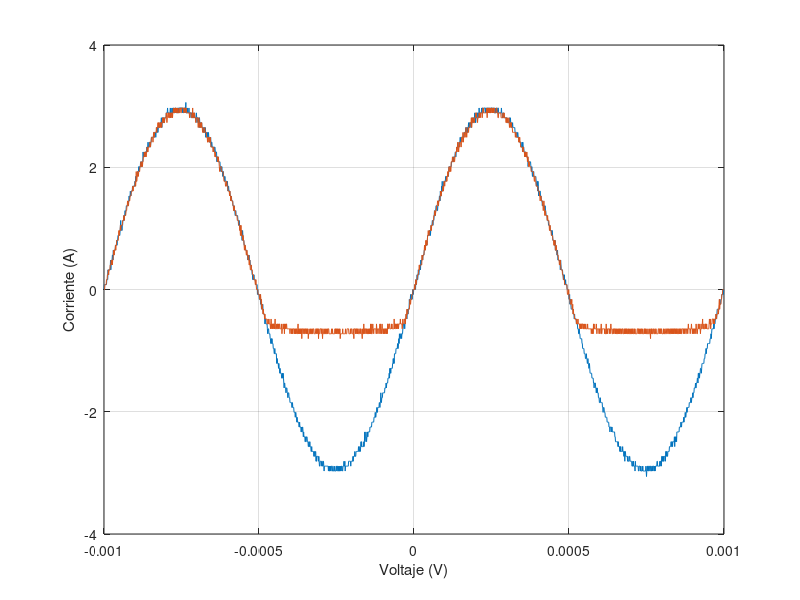

This chart was generated by the following MATLAB code:
t=[-1.00E-03
-9.99E-04
-9.98E-04
-9.97E-04
-9.96E-04
-9.95E-04
-9.94E-04
-9.93E-04
-9.92E-04
-9.91E-04
-9.90E-04
-9.89E-04
-9.88E-04
-9.87E-04
-9.86E-04
-9.85E-04
-9.84E-04
-9.83E-04
-9.82E-04
-9.81E-04
-9.80E-04
-9.79E-04
-9.78E-04
-9.77E-04
-9.76E-04
-9.75E-04
-9.74E-04
-9.73E-04
-9.72E-04
-9.71E-04
-9.70E-04
-9.69E-04
-9.68E-04
-9.67E-04
-9.66E-04
-9.65E-04
-9.64E-04
-9.63E-04
-9.62E-04
-9.61E-04
-9.60E-04
-9.59E-04
-9.58E-04
-9.57E-04
-9.56E-04
-9.55E-04
-9.54E-04
-9.53E-04
-9.52E-04
-9.51E-04
-9.50E-04
-9.49E-04
-9.48E-04
-9.47E-04
-9.46E-04
-9.45E-04
-9.44E-04
-9.43E-04
-9.42E-04
-9.41E-04
-9.40E-04
-9.39E-04
-9.38E-04
-9.37E-04
-9.36E-04
-9.35E-04
-9.34E-04
-9.33E-04
-9.32E-04
-9.31E-04
-9.30E-04
-9.29E-04
-9.28E-04
-9.27E-04
-9.26E-04
-9.25E-04
-9.24E-04
-9.23E-04
-9.22E-04
-9.21E-04
-9.20E-04
-9.19E-04
-9.18E-04
-9.17E-04
-9.16E-04
-9.15E-04
-9.14E-04
-9.13E-04
-9.12E-04
-9.11E-04
-9.10E-04
-9.09E-04
-9.08E-04
-9.07E-04
-9.06E-04
-9.05E-04
-9.04E-04
-9.03E-04
-9.02E-04
-9.01E-04
-9.00E-04
-8.99E-04
-8.98E-04
-8.97E-04
-8.96E-04
-8.95E-04
-8.94E-04
-8.93E-04
-8.92E-04
-8.91E-04
-8.90E-04
-8.89E-04
-8.88E-04
-8.87E-04
-8.86E-04
-8.85E-04
-8.84E-04
-8.83E-04
-8.82E-04
-8.81E-04
-8.80E-04
-8.79E-04
-8.78E-04
-8.77E-04
-8.76E-04
-8.75E-04
-8.74E-04
-8.73E-04
-8.72E-04
-8.71E-04
-8.70E-04
-8.69E-04
-8.68E-04
-8.67E-04
-8.66E-04
-8.65E-04
-8.64E-04
-8.63E-04
-8.62E-04
-8.61E-04
-8.60E-04
-8.59E-04
-8.58E-04
-8.57E-04
-8.56E-04
-8.55E-04
-8.54E-04
-8.53E-04
-8.52E-04
-8.51E-04
-8.50E-04
-8.49E-04
-8.48E-04
-8.47E-04
-8.46E-04
-8.45E-04
-8.44E-04
-8.43E-04
-8.42E-04
-8.41E-04
-8.40E-04
-8.39E-04
-8.38E-04
-8.37E-04
-8.36E-04
-8.35E-04
-8.34E-04
-8.33E-04
-8.32E-04
-8.31E-04
-8.30E-04
-8.29E-04
-8.28E-04
-8.27E-04
-8.26E-04
-8.25E-04
-8.24E-04
-8.23E-04
-8.22E-04
-8.21E-04
-8.20E-04
-8.19E-04
-8.18E-04
-8.17E-04
-8.16E-04
-8.15E-04
-8.14E-04
-8.13E-04
-8.12E-04
-8.11E-04
-8.10E-04
-8.09E-04
-8.08E-04
-8.07E-04
-8.06E-04
-8.05E-04
-8.04E-04
-8.03E-04
-8.02E-04
-8.01E-04
-8.00E-04
-7.99E-04
-7.98E-04
-7.97E-04
-7.96E-04
-7.95E-04
-7.94E-04
-7.93E-04
-7.92E-04
-7.91E-04
-7.90E-04
-7.89E-04
-7.88E-04
-7.87E-04
-7.86E-04
-7.85E-04
-7.84E-04
-7.83E-04
-7.82E-04
-7.81E-04
-7.80E-04
-7.79E-04
-7.78E-04
-7.77E-04
-7.76E-04
-7.75E-04
-7.74E-04
-7.73E-04
-7.72E-04
-7.71E-04
-7.70E-04
-7.69E-04
-7.68E-04
-7.67E-04
-7.66E-04
-7.65E-04
-7.64E-04
-7.63E-04
-7.62E-04
-7.61E-04
-7.60E-04
-7.59E-04
-7.58E-04
-7.57E-04
-7.56E-04
-7.55E-04
-7.54E-04
-7.53E-04
-7.52E-04
-7.51E-04
-7.50E-04
-7.49E-04
-7.48E-04
-7.47E-04
-7.46E-04
-7.45E-04
-7.44E-04
-7.43E-04
-7.42E-04
-7.41E-04
-7.40E-04
-7.39E-04
-7.38E-04
-7.37E-04
-7.36E-04
-7.35E-04
-7.34E-04
-7.33E-04
-7.32E-04
-7.31E-04
-7.30E-04
-7.29E-04
-7.28E-04
-7.27E-04
-7.26E-04
-7.25E-04
-7.24E-04
-7.23E-04
-7.22E-04
-7.21E-04
-7.20E-04
-7.19E-04
-7.18E-04
-7.17E-04
-7.16E-04
-7.15E-04
-7.14E-04
-7.13E-04
-7.12E-04
-7.11E-04
-7.10E-04
-7.09E-04
-7.08E-04
-7.07E-04
-7.06E-04
-7.05E-04
-7.04E-04
-7.03E-04
-7.02E-04
-7.01E-04
-7.00E-04
-6.99E-04
-6.98E-04
-6.97E-04
-6.96E-04
-6.95E-04
-6.94E-04
-6.93E-04
-6.92E-04
-6.91E-04
-6.90E-04
-6.89E-04
-6.88E-04
-6.87E-04
-6.86E-04
-6.85E-04
-6.84E-04
-6.83E-04
-6.82E-04
-6.81E-04
-6.80E-04
-6.79E-04
-6.78E-04
-6.77E-04
-6.76E-04
-6.75E-04
-6.74E-04
-6.73E-04
-6.72E-04
-6.71E-04
-6.70E-04
-6.69E-04
-6.68E-04
-6.67E-04
-6.66E-04
-6.65E-04
-6.64E-04
-6.63E-04
-6.62E-04
-6.61E-04
-6.60E-04
-6.59E-04
-6.58E-04
-6.57E-04
-6.56E-04
-6.55E-04
-6.54E-04
-6.53E-04
-6.52E-04
-6.51E-04
-6.50E-04
-6.49E-04
-6.48E-04
-6.47E-04
-6.46E-04
-6.45E-04
-6.44E-04
-6.43E-04
-6.42E-04
-6.41E-04
-6.40E-04
-6.39E-04
-6.38E-04
-6.37E-04
-6.36E-04
-6.35E-04
-6.34E-04
-6.33E-04
-6.32E-04
-6.31E-04
-6.30E-04
-6.29E-04
-6.28E-04
-6.27E-04
-6.26E-04
-6.25E-04
-6.24E-04
-6.23E-04
-6.22E-04
-6.21E-04
-6.20E-04
-6.19E-04
-6.18E-04
-6.17E-04
-6.16E-04
-6.15E-04
-6.14E-04
-6.13E-04
-6.12E-04
-6.11E-04
-6.10E-04
-6.09E-04
-6.08E-04
-6.07E-04
-6.06E-04
-6.05E-04
-6.04E-04
-6.03E-04
-6.02E-04
-6.01E-04
-6.00E-04
-5.99E-04
-5.98E-04
-5.97E-04
-5.96E-04
-5.95E-04
-5.94E-04
-5.93E-04
-5.92E-04
-5.91E-04
-5.90E-04
-5.89E-04
-5.88E-04
-5.87E-04
-5.86E-04
-5.85E-04
-5.84E-04
-5.83E-04
-5.82E-04
-5.81E-04
-5.80E-04
-5.79E-04
-5.78E-04
-5.77E-04
-5.76E-04
-5.75E-04
-5.74E-04
-5.73E-04
-5.72E-04
-5.71E-04
-5.70E-04
-5.69E-04
-5.68E-04
-5.67E-04
-5.66E-04
-5.65E-04
-5.64E-04
-5.63E-04
-5.62E-04
-5.61E-04
-5.60E-04
-5.59E-04
-5.58E-04
-5.57E-04
-5.56E-04
-5.55E-04
-5.54E-04
-5.53E-04
-5.52E-04
-5.51E-04
-5.50E-04
-5.49E-04
-5.48E-04
-5.47E-04
-5.46E-04
-5.45E-04
-5.44E-04
-5.43E-04
-5.42E-04
-5.41E-04
-5.40E-04
-5.39E-04
-5.38E-04
-5.37E-04
-5.36E-04
-5.35E-04
-5.34E-04
-5.33E-04
-5.32E-04
-5.31E-04
-5.30E-04
-5.29E-04
-5.28E-04
-5.27E-04
-5.26E-04
-5.25E-04
-5.24E-04
-5.23E-04
-5.22E-04
-5.21E-04
-5.20E-04
-5.19E-04
-5.18E-04
-5.17E-04
-5.16E-04
-5.15E-04
-5.14E-04
-5.13E-04
-5.12E-04
-5.11E-04
-5.10E-04
-5.09E-04
-5.08E-04
-5.07E-04
-5.06E-04
-5.05E-04
-5.04E-04
-5.03E-04
-5.02E-04
-5.01E-04
-5.00E-04
-4.99E-04
-4.98E-04
-4.97E-04
-4.96E-04
-4.95E-04
-4.94E-04
-4.93E-04
-4.92E-04
-4.91E-04
-4.90E-04
-4.89E-04
-4.88E-04
-4.87E-04
-4.86E-04
-4.85E-04
-4.84E-04
-4.83E-04
-4.82E-04
-4.81E-04
-4.80E-04
-4.79E-04
-4.78E-04
-4.77E-04
-4.76E-04
-4.75E-04
-4.74E-04
-4.73E-04
-4.72E-04
-4.71E-04
-4.70E-04
-4.69E-04
-4.68E-04
-4.67E-04
-4.66E-04
-4.65E-04
-4.64E-04
-4.63E-04
-4.62E-04
-4.61E-04
-4.60E-04
-4.59E-04
-4.58E-04
-4.57E-04
-4.56E-04
-4.55E-04
-4.54E-04
-4.53E-04
-4.52E-04
-4.51E-04
-4.50E-04
-4.49E-04
-4.48E-04
-4.47E-04
-4.46E-04
-4.45E-04
-4.44E-04
-4.43E-04
-4.42E-04
-4.41E-04
-4.40E-04
-4.39E-04
-4.38E-04
-4.37E-04
-4.36E-04
-4.35E-04
-4.34E-04
-4.33E-04
-4.32E-04
-4.31E-04
-4.30E-04
-4.29E-04
-4.28E-04
-4.27E-04
-4.26E-04
-4.25E-04
-4.24E-04
-4.23E-04
-4.22E-04
-4.21E-04
-4.20E-04
-4.19E-04
-4.18E-04
-4.17E-04
-4.16E-04
-4.15E-04
-4.14E-04
-4.13E-04
-4.12E-04
-4.11E-04
-4.10E-04
-4.09E-04
-4.08E-04
-4.07E-04
-4.06E-04
-4.05E-04
-4.04E-04
-4.03E-04
-4.02E-04
-4.01E-04
-4.00E-04
-3.99E-04
-3.98E-04
-3.97E-04
-3.96E-04
-3.95E-04
-3.94E-04
-3.93E-04
-3.92E-04
-3.91E-04
-3.90E-04
-3.89E-04
-3.88E-04
-3.87E-04
-3.86E-04
-3.85E-04
-3.84E-04
-3.83E-04
-3.82E-04
-3.81E-04
-3.80E-04
-3.79E-04
-3.78E-04
-3.77E-04
-3.76E-04
-3.75E-04
-3.74E-04
-3.73E-04
-3.72E-04
-3.71E-04
-3.70E-04
-3.69E-04
-3.68E-04
-3.67E-04
-3.66E-04
-3.65E-04
-3.64E-04
-3.63E-04
-3.62E-04
-3.61E-04
-3.60E-04
-3.59E-04
-3.58E-04
-3.57E-04
-3.56E-04
-3.55E-04
-3.54E-04
-3.53E-04
-3.52E-04
-3.51E-04
-3.50E-04
-3.49E-04
-3.48E-04
-3.47E-04
-3.46E-04
-3.45E-04
-3.44E-04
-3.43E-04
-3.42E-04
-3.41E-04
-3.40E-04
-3.39E-04
-3.38E-04
-3.37E-04
-3.36E-04
-3.35E-04
-3.34E-04
-3.33E-04
-3.32E-04
-3.31E-04
-3.30E-04
-3.29E-04
-3.28E-04
-3.27E-04
-3.26E-04
-3.25E-04
-3.24E-04
-3.23E-04
-3.22E-04
-3.21E-04
-3.20E-04
-3.19E-04
-3.18E-04
-3.17E-04
-3.16E-04
-3.15E-04
-3.14E-04
-3.13E-04
-3.12E-04
-3.11E-04
-3.10E-04
-3.09E-04
-3.08E-04
-3.07E-04
-3.06E-04
-3.05E-04
-3.04E-04
-3.03E-04
-3.02E-04
-3.01E-04
-3.00E-04
-2.99E-04
-2.98E-04
-2.97E-04
-2.96E-04
-2.95E-04
-2.94E-04
-2.93E-04
-2.92E-04
-2.91E-04
-2.90E-04
-2.89E-04
-2.88E-04
-2.87E-04
-2.86E-04
-2.85E-04
-2.84E-04
-2.83E-04
-2.82E-04
-2.81E-04
-2.80E-04
-2.79E-04
-2.78E-04
-2.77E-04
-2.76E-04
-2.75E-04
-2.74E-04
-2.73E-04
-2.72E-04
-2.71E-04
-2.70E-04
-2.69E-04
-2.68E-04
-2.67E-04
-2.66E-04
-2.65E-04
-2.64E-04
-2.63E-04
-2.62E-04
-2.61E-04
-2.60E-04
-2.59E-04
-2.58E-04
-2.57E-04
-2.56E-04
-2.55E-04
-2.54E-04
-2.53E-04
-2.52E-04
-2.51E-04
-2.50E-04
-2.49E-04
-2.48E-04
-2.47E-04
-2.46E-04
-2.45E-04
-2.44E-04
-2.43E-04
-2.42E-04
-2.41E-04
-2.40E-04
-2.39E-04
-2.38E-04
-2.37E-04
-2.36E-04
-2.35E-04
-2.34E-04
-2.33E-04
-2.32E-04
-2.31E-04
-2.30E-04
-2.29E-04
-2.28E-04
-2.27E-04
-2.26E-04
-2.25E-04
-2.24E-04
-2.23E-04
-2.22E-04
-2.21E-04
-2.20E-04
-2.19E-04
-2.18E-04
-2.17E-04
-2.16E-04
-2.15E-04
-2.14E-04
-2.13E-04
-2.12E-04
-2.11E-04
-2.10E-04
-2.09E-04
-2.08E-04
-2.07E-04
-2.06E-04
-2.05E-04
-2.04E-04
-2.03E-04
-2.02E-04
-2.01E-04
-2.00E-04
-1.99E-04
-1.98E-04
-1.97E-04
-1.96E-04
-1.95E-04
-1.94E-04
-1.93E-04
-1.92E-04
-1.91E-04
-1.90E-04
-1.89E-04
-1.88E-04
-1.87E-04
-1.86E-04
-1.85E-04
-1.84E-04
-1.83E-04
-1.82E-04
-1.81E-04
-1.80E-04
-1.79E-04
-1.78E-04
-1.77E-04
-1.76E-04
-1.75E-04
-1.74E-04
-1.73E-04
-1.72E-04
-1.71E-04
-1.70E-04
-1.69E-04
-1.68E-04
-1.67E-04
-1.66E-04
-1.65E-04
-1.64E-04
-1.63E-04
-1.62E-04
-1.61E-04
-1.60E-04
-1.59E-04
-1.58E-04
-1.57E-04
-1.56E-04
-1.55E-04
-1.54E-04
-1.53E-04
-1.52E-04
-1.51E-04
-1.50E-04
-1.49E-04
-1.48E-04
-1.47E-04
-1.46E-04
-1.45E-04
-1.44E-04
-1.43E-04
-1.42E-04
-1.41E-04
-1.40E-04
-1.39E-04
-1.38E-04
-1.37E-04
-1.36E-04
-1.35E-04
-1.34E-04
-1.33E-04
-1.32E-04
-1.31E-04
-1.30E-04
-1.29E-04
-1.28E-04
-1.27E-04
-1.26E-04
-1.25E-04
-1.24E-04
-1.23E-04
-1.22E-04
-1.21E-04
-1.20E-04
-1.19E-04
-1.18E-04
-1.17E-04
-1.16E-04
-1.15E-04
-1.14E-04
-1.13E-04
-1.12E-04
-1.11E-04
-1.10E-04
-1.09E-04
-1.08E-04
-1.07E-04
-1.06E-04
-1.05E-04
-1.04E-04
-1.03E-04
-1.02E-04
-1.01E-04
-1.00E-04
-9.90E-05
-9.80E-05
-9.70E-05
-9.60E-05
-9.50E-05
-9.40E-05
-9.30E-05
-9.20E-05
-9.10E-05
-9.00E-05
-8.90E-05
-8.80E-05
-8.70E-05
-8.60E-05
-8.50E-05
-8.40E-05
-8.30E-05
-8.20E-05
-8.10E-05
-8.00E-05
-7.90E-05
-7.80E-05
-7.70E-05
-7.60E-05
-7.50E-05
-7.40E-05
-7.30E-05
-7.20E-05
-7.10E-05
-7.00E-05
-6.90E-05
-6.80E-05
-6.70E-05
-6.60E-05
-6.50E-05
-6.40E-05
-6.30E-05
-6.20E-05
-6.10E-05
-6.00E-05
-5.90E-05
-5.80E-05
-5.70E-05
-5.60E-05
-5.50E-05
-5.40E-05
-5.30E-05
-5.20E-05
-5.10E-05
-5.00E-05
-4.90E-05
-4.80E-05
-4.70E-05
-4.60E-05
-4.50E-05
-4.40E-05
-4.30E-05
-4.20E-05
-4.10E-05
-4.00E-05
-3.90E-05
-3.80E-05
-3.70E-05
-3.60E-05
-3.50E-05
-3.40E-05
-3.30E-05
-3.20E-05
-3.10E-05
-3.00E-05
-2.90E-05
-2.80E-05
-2.70E-05
-2.60E-05
-2.50E-05
-2.40E-05
-2.30E-05
-2.20E-05
-2.10E-05
-2.00E-05
-1.90E-05
-1.80E-05
-1.70E-05
-1.60E-05
-1.50E-05
-1.40E-05
-1.30E-05
-1.20E-05
-1.10E-05
-1.00E-05
-9.00E-06
-8.00E-06
-7.00E-06
-6.00E-06
-5.00E-06
-4.00E-06
-3.00E-06
-2.00E-06
-1.00E-06
0.00E+00
1.00E-06
2.00E-06
3.00E-06
4.00E-06
5.00E-06
6.00E-06
7.00E-06
8.00E-06
9.00E-06
1.00E-05
1.10E-05
1.20E-05
1.30E-05
1.40E-05
1.50E-05
1.60E-05
1.70E-05
1.80E-05
1.90E-05
2.00E-05
2.10E-05
2.20E-05
2.30E-05
2.40E-05
2.50E-05
2.60E-05
2.70E-05
2.80E-05
2.90E-05
3.00E-05
3.10E-05
3.20E-05
3.30E-05
3.40E-05
3.50E-05
3.60E-05
3.70E-05
3.80E-05
3.90E-05
4.00E-05
4.10E-05
4.20E-05
4.30E-05
4.40E-05
4.50E-05
4.60E-05
4.70E-05
4.80E-05
4.90E-05
5.00E-05
5.10E-05
5.20E-05
5.30E-05
5.40E-05
5.50E-05
5.60E-05
5.70E-05
5.80E-05
5.90E-05
6.00E-05
6.10E-05
6.20E-05
6.30E-05
6.40E-05
6.50E-05
6.60E-05
6.70E-05
6.80E-05
6.90E-05
7.00E-05
7.10E-05
7.20E-05
7.30E-05
7.40E-05
7.50E-05
7.60E-05
7.70E-05
7.80E-05
7.90E-05
8.00E-05
8.10E-05
8.20E-05
8.30E-05
8.40E-05
8.50E-05
8.60E-05
8.70E-05
8.80E-05
8.90E-05
9.00E-05
9.10E-05
9.20E-05
9.30E-05
9.40E-05
9.50E-05
9.60E-05
9.70E-05
9.80E-05
9.90E-05
1.00E-04
1.01E-04
1.02E-04
1.03E-04
1.04E-04
1.05E-04
1.06E-04
1.07E-04
1.08E-04
1.09E-04
1.10E-04
1.11E-04
1.12E-04
1.13E-04
1.14E-04
1.15E-04
1.16E-04
1.17E-04
1.18E-04
1.19E-04
1.20E-04
1.21E-04
1.22E-04
1.23E-04
1.24E-04
1.25E-04
1.26E-04
1.27E-04
1.28E-04
1.29E-04
1.30E-04
1.31E-04
1.32E-04
1.33E-04
1.34E-04
1.35E-04
1.36E-04
1.37E-04
1.38E-04
1.39E-04
1.40E-04
1.41E-04
1.42E-04
1.43E-04
1.44E-04
1.45E-04
1.46E-04
1.47E-04
1.48E-04
1.49E-04
1.50E-04
1.51E-04
1.52E-04
1.53E-04
1.54E-04
1.55E-04
1.56E-04
1.57E-04
1.58E-04
1.59E-04
1.60E-04
1.61E-04
1.62E-04
1.63E-04
1.64E-04
1.65E-04
1.66E-04
1.67E-04
1.68E-04
1.69E-04
1.70E-04
1.71E-04
1.72E-04
1.73E-04
1.74E-04
1.75E-04
1.76E-04
1.77E-04
1.78E-04
1.79E-04
1.80E-04
1.81E-04
1.82E-04
1.83E-04
1.84E-04
1.85E-04
1.86E-04
1.87E-04
1.88E-04
1.89E-04
1.90E-04
1.91E-04
1.92E-04
1.93E-04
1.94E-04
1.95E-04
1.96E-04
1.97E-04
1.98E-04
1.99E-04
2.00E-04
2.01E-04
2.02E-04
2.03E-04
2.04E-04
2.05E-04
2.06E-04
2.07E-04
2.08E-04
2.09E-04
2.10E-04
2.11E-04
2.12E-04
2.13E-04
2.14E-04
2.15E-04
2.16E-04
2.17E-04
2.18E-04
2.19E-04
2.20E-04
2.21E-04
2.22E-04
2.23E-04
2.24E-04
2.25E-04
2.26E-04
2.27E-04
2.28E-04
2.29E-04
2.30E-04
2.31E-04
2.32E-04
2.33E-04
2.34E-04
2.35E-04
2.36E-04
2.37E-04
2.38E-04
2.39E-04
2.40E-04
2.41E-04
2.42E-04
2.43E-04
2.44E-04
2.45E-04
2.46E-04
2.47E-04
2.48E-04
2.49E-04
2.50E-04
2.51E-04
2.52E-04
2.53E-04
2.54E-04
2.55E-04
2.56E-04
2.57E-04
2.58E-04
2.59E-04
2.60E-04
2.61E-04
2.62E-04
2.63E-04
2.64E-04
2.65E-04
2.66E-04
2.67E-04
2.68E-04
2.69E-04
2.70E-04
2.71E-04
2.72E-04
2.73E-04
2.74E-04
2.75E-04
2.76E-04
2.77E-04
2.78E-04
2.79E-04
2.80E-04
2.81E-04
2.82E-04
2.83E-04
2.84E-04
2.85E-04
2.86E-04
2.87E-04
2.88E-04
2.89E-04
2.90E-04
2.91E-04
2.92E-04
2.93E-04
2.94E-04
2.95E-04
2.96E-04
2.97E-04
2.98E-04
2.99E-04
3.00E-04
3.01E-04
3.02E-04
3.03E-04
3.04E-04
3.05E-04
3.06E-04
3.07E-04
3.08E-04
3.09E-04
3.10E-04
3.11E-04
3.12E-04
3.13E-04
3.14E-04
3.15E-04
3.16E-04
3.17E-04
3.18E-04
3.19E-04
3.20E-04
3.21E-04
3.22E-04
3.23E-04
3.24E-04
3.25E-04
3.26E-04
3.27E-04
3.28E-04
3.29E-04
3.30E-04
3.31E-04
3.32E-04
3.33E-04
3.34E-04
3.35E-04
3.36E-04
3.37E-04
3.38E-04
3.39E-04
3.40E-04
3.41E-04
3.42E-04
3.43E-04
3.44E-04
3.45E-04
3.46E-04
3.47E-04
3.48E-04
3.49E-04
3.50E-04
3.51E-04
3.52E-04
3.53E-04
3.54E-04
3.55E-04
3.56E-04
3.57E-04
3.58E-04
3.59E-04
3.60E-04
3.61E-04
3.62E-04
3.63E-04
3.64E-04
3.65E-04
3.66E-04
3.67E-04
3.68E-04
3.69E-04
3.70E-04
3.71E-04
3.72E-04
3.73E-04
3.74E-04
3.75E-04
3.76E-04
3.77E-04
3.78E-04
3.79E-04
3.80E-04
3.81E-04
3.82E-04
3.83E-04
3.84E-04
3.85E-04
3.86E-04
3.87E-04
3.88E-04
3.89E-04
3.90E-04
3.91E-04
3.92E-04
3.93E-04
3.94E-04
3.95E-04
3.96E-04
3.97E-04
3.98E-04
3.99E-04
4.00E-04
4.01E-04
4.02E-04
4.03E-04
4.04E-04
4.05E-04
4.06E-04
4.07E-04
4.08E-04
4.09E-04
4.10E-04
4.11E-04
4.12E-04
4.13E-04
4.14E-04
4.15E-04
4.16E-04
4.17E-04
4.18E-04
4.19E-04
4.20E-04
4.21E-04
4.22E-04
4.23E-04
4.24E-04
4.25E-04
4.26E-04
4.27E-04
4.28E-04
4.29E-04
4.30E-04
4.31E-04
4.32E-04
4.33E-04
4.34E-04
4.35E-04
4.36E-04
4.37E-04
4.38E-04
4.39E-04
4.40E-04
4.41E-04
4.42E-04
4.43E-04
4.44E-04
4.45E-04
4.46E-04
4.47E-04
4.48E-04
4.49E-04
4.50E-04
4.51E-04
4.52E-04
4.53E-04
4.54E-04
4.55E-04
4.56E-04
4.57E-04
4.58E-04
4.59E-04
4.60E-04
4.61E-04
4.62E-04
4.63E-04
4.64E-04
4.65E-04
4.66E-04
4.67E-04
4.68E-04
4.69E-04
4.70E-04
4.71E-04
4.72E-04
4.73E-04
4.74E-04
4.75E-04
4.76E-04
4.77E-04
4.78E-04
4.79E-04
4.80E-04
4.81E-04
4.82E-04
4.83E-04
4.84E-04
4.85E-04
4.86E-04
4.87E-04
4.88E-04
4.89E-04
4.90E-04
4.91E-04
4.92E-04
4.93E-04
4.94E-04
4.95E-04
4.96E-04
4.97E-04
4.98E-04
4.99E-04
5.00E-04
5.01E-04
5.02E-04
5.03E-04
5.04E-04
5.05E-04
5.06E-04
5.07E-04
5.08E-04
5.09E-04
5.10E-04
5.11E-04
5.12E-04
5.13E-04
5.14E-04
5.15E-04
5.16E-04
5.17E-04
5.18E-04
5.19E-04
5.20E-04
5.21E-04
5.22E-04
5.23E-04
5.24E-04
5.25E-04
5.26E-04
5.27E-04
5.28E-04
5.29E-04
5.30E-04
5.31E-04
5.32E-04
5.33E-04
5.34E-04
5.35E-04
5.36E-04
5.37E-04
5.38E-04
5.39E-04
5.40E-04
5.41E-04
5.42E-04
5.43E-04
5.44E-04
5.45E-04
5.46E-04
5.47E-04
5.48E-04
5.49E-04
5.50E-04
5.51E-04
5.52E-04
5.53E-04
5.54E-04
5.55E-04
5.56E-04
5.57E-04
5.58E-04
5.59E-04
5.60E-04
5.61E-04
5.62E-04
5.63E-04
5.64E-04
5.65E-04
5.66E-04
5.67E-04
5.68E-04
5.69E-04
5.70E-04
5.71E-04
5.72E-04
5.73E-04
5.74E-04
5.75E-04
5.76E-04
5.77E-04
5.78E-04
5.79E-04
5.80E-04
5.81E-04
5.82E-04
5.83E-04
5.84E-04
5.85E-04
5.86E-04
5.87E-04
5.88E-04
5.89E-04
5.90E-04
5.91E-04
5.92E-04
5.93E-04
5.94E-04
5.95E-04
5.96E-04
5.97E-04
5.98E-04
5.99E-04
6.00E-04
6.01E-04
6.02E-04
6.03E-04
6.04E-04
6.05E-04
6.06E-04
6.07E-04
6.08E-04
6.09E-04
6.10E-04
6.11E-04
6.12E-04
6.13E-04
6.14E-04
6.15E-04
6.16E-04
6.17E-04
6.18E-04
6.19E-04
6.20E-04
6.21E-04
6.22E-04
6.23E-04
6.24E-04
6.25E-04
6.26E-04
6.27E-04
6.28E-04
6.29E-04
6.30E-04
6.31E-04
6.32E-04
6.33E-04
6.34E-04
6.35E-04
6.36E-04
6.37E-04
6.38E-04
6.39E-04
6.40E-04
6.41E-04
6.42E-04
6.43E-04
6.44E-04
6.45E-04
6.46E-04
6.47E-04
6.48E-04
6.49E-04
6.50E-04
6.51E-04
6.52E-04
6.53E-04
6.54E-04
6.55E-04
6.56E-04
6.57E-04
6.58E-04
6.59E-04
6.60E-04
6.61E-04
6.62E-04
6.63E-04
6.64E-04
6.65E-04
6.66E-04
6.67E-04
6.68E-04
6.69E-04
6.70E-04
6.71E-04
6.72E-04
6.73E-04
6.74E-04
6.75E-04
6.76E-04
6.77E-04
6.78E-04
6.79E-04
6.80E-04
6.81E-04
6.82E-04
6.83E-04
6.84E-04
6.85E-04
6.86E-04
6.87E-04
6.88E-04
6.89E-04
6.90E-04
6.91E-04
6.92E-04
6.93E-04
6.94E-04
6.95E-04
6.96E-04
6.97E-04
6.98E-04
6.99E-04
7.00E-04
7.01E-04
7.02E-04
7.03E-04
7.04E-04
7.05E-04
7.06E-04
7.07E-04
7.08E-04
7.09E-04
7.10E-04
7.11E-04
7.12E-04
7.13E-04
7.14E-04
7.15E-04
7.16E-04
7.17E-04
7.18E-04
7.19E-04
7.20E-04
7.21E-04
7.22E-04
7.23E-04
7.24E-04
7.25E-04
7.26E-04
7.27E-04
7.28E-04
7.29E-04
7.30E-04
7.31E-04
7.32E-04
7.33E-04
7.34E-04
7.35E-04
7.36E-04
7.37E-04
7.38E-04
7.39E-04
7.40E-04
7.41E-04
7.42E-04
7.43E-04
7.44E-04
7.45E-04
7.46E-04
7.47E-04
7.48E-04
7.49E-04
7.50E-04
7.51E-04
7.52E-04
7.53E-04
7.54E-04
7.55E-04
7.56E-04
7.57E-04
7.58E-04
7.59E-04
7.60E-04
7.61E-04
7.62E-04
7.63E-04
7.64E-04
7.65E-04
7.66E-04
7.67E-04
7.68E-04
7.69E-04
7.70E-04
7.71E-04
7.72E-04
7.73E-04
7.74E-04
7.75E-04
7.76E-04
7.77E-04
7.78E-04
7.79E-04
7.80E-04
7.81E-04
7.82E-04
7.83E-04
7.84E-04
7.85E-04
7.86E-04
7.87E-04
7.88E-04
7.89E-04
7.90E-04
7.91E-04
7.92E-04
7.93E-04
7.94E-04
7.95E-04
7.96E-04
7.97E-04
7.98E-04
7.99E-04
8.00E-04
8.01E-04
8.02E-04
8.03E-04
8.04E-04
8.05E-04
8.06E-04
8.07E-04
8.08E-04
8.09E-04
8.10E-04
8.11E-04
8.12E-04
8.13E-04
8.14E-04
8.15E-04
8.16E-04
8.17E-04
8.18E-04
8.19E-04
8.20E-04
8.21E-04
8.22E-04
8.23E-04
8.24E-04
8.25E-04
8.26E-04
8.27E-04
8.28E-04
8.29E-04
8.30E-04
8.31E-04
8.32E-04
8.33E-04
8.34E-04
8.35E-04
8.36E-04
8.37E-04
8.38E-04
8.39E-04
8.40E-04
8.41E-04
8.42E-04
8.43E-04
8.44E-04
8.45E-04
8.46E-04
8.47E-04
8.48E-04
8.49E-04
8.50E-04
8.51E-04
8.52E-04
8.53E-04
8.54E-04
8.55E-04
8.56E-04
8.57E-04
8.58E-04
8.59E-04
8.60E-04
8.61E-04
8.62E-04
8.63E-04
8.64E-04
8.65E-04
8.66E-04
8.67E-04
8.68E-04
8.69E-04
8.70E-04
8.71E-04
8.72E-04
8.73E-04
8.74E-04
8.75E-04
8.76E-04
8.77E-04
8.78E-04
8.79E-04
8.80E-04
8.81E-04
8.82E-04
8.83E-04
8.84E-04
8.85E-04
8.86E-04
8.87E-04
8.88E-04
8.89E-04
8.90E-04
8.91E-04
8.92E-04
8.93E-04
8.94E-04
8.95E-04
8.96E-04
8.97E-04
8.98E-04
8.99E-04
9.00E-04
9.01E-04
9.02E-04
9.03E-04
9.04E-04
9.05E-04
9.06E-04
9.07E-04
9.08E-04
9.09E-04
9.10E-04
9.11E-04
9.12E-04
9.13E-04
9.14E-04
9.15E-04
9.16E-04
9.17E-04
9.18E-04
9.19E-04
9.20E-04
9.21E-04
9.22E-04
9.23E-04
9.24E-04
9.25E-04
9.26E-04
9.27E-04
9.28E-04
9.29E-04
9.30E-04
9.31E-04
9.32E-04
9.33E-04
9.34E-04
9.35E-04
9.36E-04
9.37E-04
9.38E-04
9.39E-04
9.40E-04
9.41E-04
9.42E-04
9.43E-04
9.44E-04
9.45E-04
9.46E-04
9.47E-04
9.48E-04
9.49E-04
9.50E-04
9.51E-04
9.52E-04
9.53E-04
9.54E-04
9.55E-04
9.56E-04
9.57E-04
9.58E-04
9.59E-04
9.60E-04
9.61E-04
9.62E-04
9.63E-04
9.64E-04
9.65E-04
9.66E-04
9.67E-04
9.68E-04
9.69E-04
9.70E-04
9.71E-04
9.72E-04
9.73E-04
9.74E-04
9.75E-04
9.76E-04
9.77E-04
9.78E-04
9.79E-04
9.80E-04
9.81E-04
9.82E-04
9.83E-04
9.84E-04
9.85E-04
9.86E-04
9.87E-04
9.88E-04
9.89E-04
9.90E-04
9.91E-04
9.92E-04
9.93E-04
9.94E-04
9.95E-04
9.96E-04
9.97E-04
9.98E-04
9.99E-04];
x=[0.00E+00
8.04E-02
8.04E-02
8.04E-02
8.04E-02
8.04E-02
8.04E-02
8.04E-02
8.04E-02
1.61E-01
1.61E-01
1.61E-01
1.61E-01
3.22E-01
2.41E-01
3.22E-01
3.22E-01
3.22E-01
3.22E-01
3.22E-01
3.22E-01
4.82E-01
3.22E-01
4.02E-01
4.82E-01
4.02E-01
4.82E-01
5.63E-01
5.63E-01
4.82E-01
6.43E-01
5.63E-01
5.63E-01
6.43E-01
6.43E-01
6.43E-01
6.43E-01
7.24E-01
7.24E-01
7.24E-01
7.24E-01
8.04E-01
7.24E-01
8.04E-01
8.04E-01
8.84E-01
8.84E-01
8.84E-01
8.84E-01
8.84E-01
8.84E-01
8.84E-01
9.65E-01
1.05E+00
1.13E+00
9.65E-01
1.05E+00
1.05E+00
9.65E-01
1.05E+00
1.05E+00
1.13E+00
1.13E+00
1.13E+00
1.21E+00
1.13E+00
1.21E+00
1.21E+00
1.29E+00
1.21E+00
1.29E+00
1.29E+00
1.37E+00
1.37E+00
1.37E+00
1.37E+00
1.37E+00
1.37E+00
1.37E+00
1.45E+00
1.45E+00
1.53E+00
1.45E+00
1.53E+00
1.53E+00
1.61E+00
1.53E+00
1.53E+00
1.61E+00
1.61E+00
1.61E+00
1.61E+00
1.69E+00
1.69E+00
1.69E+00
1.69E+00
1.69E+00
1.69E+00
1.69E+00
1.69E+00
1.77E+00
1.69E+00
1.85E+00
1.85E+00
1.77E+00
1.85E+00
1.85E+00
1.85E+00
1.93E+00
1.93E+00
1.93E+00
1.93E+00
2.01E+00
2.01E+00
1.93E+00
2.01E+00
2.01E+00
2.01E+00
2.09E+00
2.01E+00
2.01E+00
2.09E+00
2.01E+00
2.09E+00
2.09E+00
2.09E+00
2.25E+00
2.17E+00
2.17E+00
2.25E+00
2.17E+00
2.17E+00
2.25E+00
2.25E+00
2.25E+00
2.25E+00
2.25E+00
2.25E+00
2.33E+00
2.33E+00
2.25E+00
2.33E+00
2.41E+00
2.33E+00
2.33E+00
2.33E+00
2.41E+00
2.41E+00
2.33E+00
2.41E+00
2.33E+00
2.41E+00
2.41E+00
2.49E+00
2.49E+00
2.49E+00
2.49E+00
2.49E+00
2.49E+00
2.49E+00
2.49E+00
2.57E+00
2.57E+00
2.49E+00
2.57E+00
2.57E+00
2.57E+00
2.49E+00
2.57E+00
2.57E+00
2.65E+00
2.65E+00
2.57E+00
2.65E+00
2.57E+00
2.65E+00
2.65E+00
2.65E+00
2.65E+00
2.65E+00
2.65E+00
2.73E+00
2.73E+00
2.73E+00
2.73E+00
2.81E+00
2.65E+00
2.65E+00
2.81E+00
2.81E+00
2.81E+00
2.73E+00
2.81E+00
2.73E+00
2.73E+00
2.73E+00
2.81E+00
2.81E+00
2.81E+00
2.81E+00
2.81E+00
2.89E+00
2.89E+00
2.89E+00
2.89E+00
2.97E+00
2.89E+00
2.89E+00
2.89E+00
2.89E+00
2.89E+00
2.89E+00
2.89E+00
2.89E+00
2.97E+00
2.81E+00
2.89E+00
2.89E+00
2.89E+00
2.97E+00
2.89E+00
2.89E+00
2.97E+00
2.89E+00
2.97E+00
2.97E+00
2.89E+00
2.89E+00
2.89E+00
2.97E+00
2.97E+00
2.97E+00
2.89E+00
2.97E+00
2.89E+00
2.89E+00
2.89E+00
2.89E+00
2.97E+00
2.97E+00
2.97E+00
2.89E+00
2.97E+00
2.97E+00
2.97E+00
2.97E+00
2.97E+00
2.97E+00
2.97E+00
2.97E+00
2.97E+00
2.97E+00
2.97E+00
2.89E+00
2.97E+00
2.97E+00
2.89E+00
2.89E+00
2.97E+00
2.97E+00
2.97E+00
2.97E+00
2.89E+00
2.97E+00
3.06E+00
2.89E+00
2.89E+00
2.89E+00
2.89E+00
2.97E+00
2.89E+00
2.89E+00
2.89E+00
2.89E+00
2.97E+00
2.89E+00
2.89E+00
2.89E+00
2.89E+00
2.89E+00
2.89E+00
2.81E+00
2.89E+00
2.89E+00
2.89E+00
2.89E+00
2.81E+00
2.81E+00
2.89E+00
2.81E+00
2.81E+00
2.81E+00
2.89E+00
2.81E+00
2.81E+00
2.81E+00
2.81E+00
2.81E+00
2.89E+00
2.81E+00
2.73E+00
2.81E+00
2.81E+00
2.81E+00
2.73E+00
2.73E+00
2.81E+00
2.65E+00
2.81E+00
2.73E+00
2.65E+00
2.73E+00
2.73E+00
2.73E+00
2.73E+00
2.73E+00
2.65E+00
2.65E+00
2.65E+00
2.65E+00
2.65E+00
2.57E+00
2.65E+00
2.65E+00
2.65E+00
2.57E+00
2.57E+00
2.65E+00
2.49E+00
2.57E+00
2.57E+00
2.57E+00
2.49E+00
2.49E+00
2.57E+00
2.49E+00
2.49E+00
2.57E+00
2.49E+00
2.49E+00
2.41E+00
2.41E+00
2.41E+00
2.41E+00
2.49E+00
2.41E+00
2.33E+00
2.41E+00
2.41E+00
2.33E+00
2.33E+00
2.33E+00
2.33E+00
2.33E+00
2.33E+00
2.25E+00
2.33E+00
2.33E+00
2.33E+00
2.25E+00
2.25E+00
2.25E+00
2.25E+00
2.25E+00
2.09E+00
2.17E+00
2.17E+00
2.09E+00
2.17E+00
2.09E+00
2.09E+00
2.09E+00
2.09E+00
2.09E+00
2.09E+00
2.01E+00
2.01E+00
1.93E+00
2.01E+00
1.93E+00
2.01E+00
1.93E+00
1.93E+00
1.85E+00
1.93E+00
1.93E+00
1.85E+00
1.85E+00
1.85E+00
1.77E+00
1.85E+00
1.77E+00
1.77E+00
1.77E+00
1.77E+00
1.77E+00
1.77E+00
1.69E+00
1.77E+00
1.69E+00
1.61E+00
1.69E+00
1.69E+00
1.61E+00
1.61E+00
1.61E+00
1.61E+00
1.53E+00
1.53E+00
1.53E+00
1.45E+00
1.53E+00
1.45E+00
1.45E+00
1.45E+00
1.45E+00
1.37E+00
1.37E+00
1.37E+00
1.29E+00
1.37E+00
1.29E+00
1.29E+00
1.21E+00
1.21E+00
1.29E+00
1.21E+00
1.21E+00
1.21E+00
1.21E+00
1.21E+00
1.21E+00
1.13E+00
1.13E+00
1.05E+00
1.05E+00
1.13E+00
1.05E+00
1.05E+00
1.05E+00
9.65E-01
9.65E-01
9.65E-01
8.84E-01
9.65E-01
8.04E-01
8.04E-01
9.65E-01
8.84E-01
8.04E-01
8.04E-01
8.04E-01
7.24E-01
7.24E-01
7.24E-01
7.24E-01
6.43E-01
6.43E-01
6.43E-01
6.43E-01
6.43E-01
5.63E-01
5.63E-01
5.63E-01
4.82E-01
5.63E-01
4.82E-01
4.82E-01
5.63E-01
4.82E-01
4.82E-01
4.82E-01
4.02E-01
4.02E-01
4.02E-01
3.22E-01
3.22E-01
3.22E-01
2.41E-01
2.41E-01
1.61E-01
2.41E-01
1.61E-01
2.41E-01
2.41E-01
1.61E-01
1.61E-01
1.61E-01
1.61E-01
8.04E-02
8.04E-02
8.04E-02
8.04E-02
8.04E-02
8.04E-02
-8.04E-02
0.00E+00
-8.04E-02
-8.04E-02
-8.04E-02
-8.04E-02
-1.61E-01
-1.61E-01
-1.61E-01
-8.04E-02
-2.41E-01
-1.61E-01
-2.41E-01
-3.22E-01
-2.41E-01
-3.22E-01
-3.22E-01
-2.41E-01
-3.22E-01
-4.02E-01
-4.02E-01
-4.02E-01
-4.02E-01
-4.02E-01
-5.63E-01
-4.82E-01
-4.82E-01
-5.63E-01
-5.63E-01
-5.63E-01
-5.63E-01
-5.63E-01
-6.43E-01
-7.24E-01
-6.43E-01
-6.43E-01
-6.43E-01
-7.24E-01
-7.24E-01
-7.24E-01
-7.24E-01
-8.04E-01
-8.04E-01
-8.84E-01
-8.04E-01
-8.04E-01
-8.84E-01
-8.04E-01
-8.84E-01
-8.84E-01
-8.84E-01
-9.65E-01
-9.65E-01
-9.65E-01
-1.05E+00
-1.05E+00
-9.65E-01
-1.05E+00
-1.05E+00
-1.05E+00
-1.05E+00
-1.05E+00
-1.21E+00
-1.13E+00
-1.13E+00
-1.21E+00
-1.21E+00
-1.21E+00
-1.29E+00
-1.21E+00
-1.29E+00
-1.29E+00
-1.37E+00
-1.29E+00
-1.37E+00
-1.37E+00
-1.37E+00
-1.37E+00
-1.45E+00
-1.45E+00
-1.45E+00
-1.37E+00
-1.45E+00
-1.37E+00
-1.45E+00
-1.53E+00
-1.61E+00
-1.53E+00
-1.53E+00
-1.61E+00
-1.61E+00
-1.61E+00
-1.69E+00
-1.61E+00
-1.61E+00
-1.61E+00
-1.69E+00
-1.69E+00
-1.77E+00
-1.69E+00
-1.69E+00
-1.69E+00
-1.77E+00
-1.77E+00
-1.77E+00
-1.85E+00
-1.85E+00
-1.85E+00
-1.85E+00
-1.85E+00
-1.85E+00
-1.93E+00
-1.93E+00
-1.85E+00
-1.93E+00
-1.93E+00
-1.93E+00
-1.93E+00
-2.01E+00
-2.01E+00
-2.01E+00
-2.01E+00
-2.09E+00
-2.01E+00
-2.01E+00
-2.09E+00
-2.09E+00
-2.17E+00
-2.09E+00
-2.17E+00
-2.17E+00
-2.17E+00
-2.17E+00
-2.17E+00
-2.25E+00
-2.25E+00
-2.17E+00
-2.25E+00
-2.25E+00
-2.25E+00
-2.25E+00
-2.33E+00
-2.25E+00
-2.33E+00
-2.33E+00
-2.25E+00
-2.25E+00
-2.33E+00
-2.41E+00
-2.33E+00
-2.41E+00
-2.41E+00
-2.41E+00
-2.41E+00
-2.49E+00
-2.41E+00
-2.49E+00
-2.49E+00
-2.41E+00
-2.41E+00
-2.41E+00
-2.49E+00
-2.49E+00
-2.49E+00
-2.57E+00
-2.57E+00
-2.49E+00
-2.57E+00
-2.57E+00
-2.49E+00
-2.57E+00
-2.57E+00
-2.57E+00
-2.65E+00
-2.65E+00
-2.57E+00
-2.65E+00
-2.65E+00
-2.65E+00
-2.65E+00
-2.65E+00
-2.65E+00
-2.73E+00
-2.65E+00
-2.65E+00
-2.73E+00
-2.73E+00
-2.65E+00
-2.65E+00
-2.81E+00
-2.73E+00
-2.81E+00
-2.73E+00
-2.73E+00
-2.73E+00
-2.73E+00
-2.73E+00
-2.81E+00
-2.73E+00
-2.81E+00
-2.89E+00
-2.89E+00
-2.81E+00
-2.81E+00
-2.81E+00
-2.81E+00
-2.89E+00
-2.81E+00
-2.81E+00
-2.81E+00
-2.89E+00
-2.89E+00
-2.81E+00
-2.81E+00
-2.89E+00
-2.97E+00
-2.89E+00
-2.89E+00
-2.89E+00
-2.89E+00
-2.89E+00
-2.89E+00
-2.89E+00
-2.89E+00
-2.89E+00
-2.89E+00
-2.89E+00
-2.89E+00
-2.89E+00
-2.97E+00
-2.89E+00
-2.97E+00
-2.97E+00
-2.89E+00
-2.97E+00
-2.89E+00
-2.97E+00
-2.89E+00
-2.89E+00
-2.89E+00
-2.97E+00
-2.97E+00
-2.97E+00
-2.89E+00
-2.89E+00
-2.97E+00
-2.97E+00
-2.97E+00
-2.97E+00
-2.89E+00
-2.97E+00
-2.97E+00
-2.97E+00
-2.97E+00
-2.89E+00
-2.89E+00
-2.97E+00
-2.89E+00
-2.89E+00
-2.97E+00
-2.97E+00
-2.97E+00
-2.89E+00
-2.97E+00
-2.89E+00
-2.97E+00
-2.97E+00
-2.89E+00
-2.97E+00
-2.89E+00
-2.97E+00
-2.89E+00
-2.89E+00
-2.89E+00
-2.97E+00
-2.97E+00
-2.89E+00
-2.89E+00
-2.89E+00
-2.81E+00
-2.89E+00
-2.89E+00
-2.81E+00
-2.97E+00
-2.89E+00
-2.89E+00
-2.89E+00
-2.89E+00
-2.89E+00
-2.89E+00
-2.89E+00
-2.89E+00
-2.89E+00
-2.89E+00
-2.81E+00
-2.81E+00
-2.81E+00
-2.81E+00
-2.81E+00
-2.81E+00
-2.81E+00
-2.89E+00
-2.81E+00
-2.81E+00
-2.81E+00
-2.81E+00
-2.81E+00
-2.81E+00
-2.73E+00
-2.81E+00
-2.73E+00
-2.73E+00
-2.73E+00
-2.73E+00
-2.65E+00
-2.73E+00
-2.73E+00
-2.73E+00
-2.65E+00
-2.65E+00
-2.65E+00
-2.65E+00
-2.65E+00
-2.65E+00
-2.65E+00
-2.65E+00
-2.57E+00
-2.65E+00
-2.65E+00
-2.65E+00
-2.57E+00
-2.57E+00
-2.65E+00
-2.57E+00
-2.49E+00
-2.57E+00
-2.49E+00
-2.57E+00
-2.57E+00
-2.57E+00
-2.57E+00
-2.57E+00
-2.57E+00
-2.49E+00
-2.57E+00
-2.49E+00
-2.33E+00
-2.49E+00
-2.41E+00
-2.41E+00
-2.33E+00
-2.41E+00
-2.49E+00
-2.41E+00
-2.41E+00
-2.33E+00
-2.41E+00
-2.33E+00
-2.33E+00
-2.33E+00
-2.33E+00
-2.33E+00
-2.33E+00
-2.25E+00
-2.25E+00
-2.25E+00
-2.25E+00
-2.25E+00
-2.25E+00
-2.17E+00
-2.17E+00
-2.17E+00
-2.17E+00
-2.17E+00
-2.17E+00
-2.17E+00
-2.09E+00
-2.09E+00
-2.09E+00
-2.09E+00
-2.01E+00
-2.09E+00
-2.09E+00
-2.01E+00
-2.01E+00
-1.93E+00
-2.01E+00
-2.01E+00
-1.93E+00
-1.93E+00
-1.93E+00
-1.93E+00
-1.93E+00
-1.85E+00
-1.85E+00
-1.93E+00
-1.85E+00
-1.85E+00
-1.69E+00
-1.85E+00
-1.85E+00
-1.77E+00
-1.77E+00
-1.77E+00
-1.69E+00
-1.69E+00
-1.69E+00
-1.69E+00
-1.69E+00
-1.69E+00
-1.69E+00
-1.61E+00
-1.61E+00
-1.61E+00
-1.61E+00
-1.53E+00
-1.61E+00
-1.53E+00
-1.53E+00
-1.53E+00
-1.53E+00
-1.45E+00
-1.45E+00
-1.45E+00
-1.45E+00
-1.37E+00
-1.45E+00
-1.29E+00
-1.37E+00
-1.29E+00
-1.37E+00
-1.29E+00
-1.29E+00
-1.29E+00
-1.29E+00
-1.29E+00
-1.21E+00
-1.21E+00
-1.13E+00
-1.21E+00
-1.13E+00
-1.21E+00
-1.05E+00
-1.05E+00
-1.05E+00
-1.05E+00
-1.05E+00
-9.65E-01
-9.65E-01
-9.65E-01
-9.65E-01
-9.65E-01
-8.84E-01
-9.65E-01
-9.65E-01
-8.84E-01
-8.04E-01
-8.84E-01
-7.24E-01
-8.04E-01
-8.04E-01
-8.04E-01
-7.24E-01
-7.24E-01
-7.24E-01
-8.04E-01
-7.24E-01
-7.24E-01
-7.24E-01
-6.43E-01
-6.43E-01
-5.63E-01
-5.63E-01
-5.63E-01
-5.63E-01
-6.43E-01
-5.63E-01
-4.82E-01
-4.82E-01
-4.82E-01
-4.02E-01
-4.02E-01
-4.82E-01
-4.02E-01
-3.22E-01
-4.02E-01
-4.02E-01
-3.22E-01
-3.22E-01
-3.22E-01
-1.61E-01
-2.41E-01
-1.61E-01
-1.61E-01
-8.04E-02
-1.61E-01
-1.61E-01
-1.61E-01
-8.04E-02
-1.61E-01
-8.04E-02
0.00E+00
-8.04E-02
-8.04E-02
0.00E+00
0.00E+00
0.00E+00
0.00E+00
8.04E-02
8.04E-02
0.00E+00
1.61E-01
1.61E-01
8.04E-02
1.61E-01
2.41E-01
1.61E-01
1.61E-01
2.41E-01
3.22E-01
2.41E-01
2.41E-01
3.22E-01
3.22E-01
3.22E-01
4.02E-01
3.22E-01
4.82E-01
4.02E-01
4.82E-01
4.82E-01
4.82E-01
5.63E-01
4.82E-01
5.63E-01
5.63E-01
5.63E-01
5.63E-01
6.43E-01
6.43E-01
6.43E-01
7.24E-01
7.24E-01
7.24E-01
7.24E-01
7.24E-01
7.24E-01
7.24E-01
8.04E-01
8.84E-01
8.84E-01
8.84E-01
8.84E-01
8.84E-01
9.65E-01
9.65E-01
8.84E-01
9.65E-01
8.84E-01
9.65E-01
1.05E+00
1.05E+00
1.05E+00
1.05E+00
1.13E+00
1.13E+00
1.05E+00
1.13E+00
1.13E+00
1.13E+00
1.21E+00
1.29E+00
1.21E+00
1.21E+00
1.21E+00
1.29E+00
1.37E+00
1.37E+00
1.37E+00
1.37E+00
1.29E+00
1.29E+00
1.37E+00
1.37E+00
1.45E+00
1.45E+00
1.45E+00
1.53E+00
1.53E+00
1.45E+00
1.61E+00
1.53E+00
1.53E+00
1.53E+00
1.69E+00
1.61E+00
1.77E+00
1.61E+00
1.61E+00
1.61E+00
1.69E+00
1.77E+00
1.77E+00
1.77E+00
1.77E+00
1.77E+00
1.77E+00
1.85E+00
1.85E+00
1.77E+00
1.85E+00
1.85E+00
1.85E+00
1.85E+00
1.85E+00
1.85E+00
1.85E+00
1.93E+00
2.01E+00
2.01E+00
2.01E+00
2.01E+00
2.01E+00
2.01E+00
2.01E+00
2.01E+00
2.09E+00
2.09E+00
2.09E+00
2.09E+00
2.09E+00
2.17E+00
2.09E+00
2.17E+00
2.17E+00
2.17E+00
2.17E+00
2.17E+00
2.25E+00
2.25E+00
2.17E+00
2.25E+00
2.25E+00
2.33E+00
2.33E+00
2.33E+00
2.33E+00
2.33E+00
2.33E+00
2.33E+00
2.41E+00
2.41E+00
2.33E+00
2.41E+00
2.49E+00
2.41E+00
2.49E+00
2.49E+00
2.49E+00
2.49E+00
2.49E+00
2.49E+00
2.49E+00
2.49E+00
2.49E+00
2.49E+00
2.57E+00
2.57E+00
2.57E+00
2.57E+00
2.57E+00
2.57E+00
2.65E+00
2.57E+00
2.57E+00
2.65E+00
2.57E+00
2.65E+00
2.57E+00
2.65E+00
2.65E+00
2.73E+00
2.65E+00
2.65E+00
2.73E+00
2.65E+00
2.65E+00
2.73E+00
2.73E+00
2.73E+00
2.65E+00
2.73E+00
2.81E+00
2.73E+00
2.73E+00
2.73E+00
2.73E+00
2.81E+00
2.81E+00
2.81E+00
2.81E+00
2.89E+00
2.73E+00
2.81E+00
2.73E+00
2.81E+00
2.89E+00
2.81E+00
2.81E+00
2.89E+00
2.89E+00
2.81E+00
2.81E+00
2.89E+00
2.81E+00
2.97E+00
2.89E+00
2.89E+00
2.89E+00
2.89E+00
2.89E+00
2.89E+00
2.89E+00
2.97E+00
2.89E+00
2.97E+00
2.97E+00
2.97E+00
2.89E+00
2.89E+00
2.89E+00
2.97E+00
2.97E+00
2.97E+00
2.97E+00
2.97E+00
2.89E+00
2.97E+00
2.97E+00
2.89E+00
2.97E+00
2.97E+00
2.97E+00
2.89E+00
2.97E+00
2.97E+00
2.97E+00
2.89E+00
2.89E+00
2.97E+00
2.97E+00
2.89E+00
2.97E+00
2.97E+00
2.97E+00
2.97E+00
2.97E+00
2.97E+00
2.89E+00
2.97E+00
2.97E+00
2.97E+00
2.97E+00
2.89E+00
2.89E+00
2.89E+00
2.89E+00
2.97E+00
2.89E+00
2.89E+00
2.97E+00
2.97E+00
2.89E+00
2.89E+00
2.89E+00
2.97E+00
2.97E+00
2.97E+00
2.89E+00
2.89E+00
2.89E+00
2.89E+00
2.89E+00
2.89E+00
2.89E+00
2.89E+00
2.89E+00
2.97E+00
2.89E+00
2.89E+00
2.81E+00
2.81E+00
2.89E+00
2.89E+00
2.89E+00
2.81E+00
2.81E+00
2.81E+00
2.81E+00
2.81E+00
2.81E+00
2.81E+00
2.81E+00
2.81E+00
2.81E+00
2.81E+00
2.73E+00
2.73E+00
2.73E+00
2.73E+00
2.73E+00
2.73E+00
2.73E+00
2.81E+00
2.73E+00
2.73E+00
2.81E+00
2.73E+00
2.73E+00
2.73E+00
2.65E+00
2.65E+00
2.65E+00
2.73E+00
2.65E+00
2.65E+00
2.65E+00
2.65E+00
2.65E+00
2.65E+00
2.65E+00
2.57E+00
2.57E+00
2.57E+00
2.57E+00
2.57E+00
2.57E+00
2.49E+00
2.49E+00
2.57E+00
2.57E+00
2.49E+00
2.49E+00
2.49E+00
2.49E+00
2.41E+00
2.41E+00
2.41E+00
2.41E+00
2.41E+00
2.41E+00
2.33E+00
2.33E+00
2.33E+00
2.41E+00
2.25E+00
2.41E+00
2.33E+00
2.33E+00
2.33E+00
2.25E+00
2.25E+00
2.25E+00
2.17E+00
2.25E+00
2.25E+00
2.25E+00
2.17E+00
2.17E+00
2.17E+00
2.17E+00
2.17E+00
2.17E+00
2.01E+00
2.09E+00
2.09E+00
2.09E+00
2.09E+00
2.09E+00
2.09E+00
2.09E+00
2.09E+00
2.01E+00
2.01E+00
1.93E+00
2.01E+00
1.93E+00
1.85E+00
1.85E+00
1.93E+00
1.85E+00
1.93E+00
1.85E+00
1.85E+00
1.85E+00
1.85E+00
1.85E+00
1.85E+00
1.85E+00
1.77E+00
1.69E+00
1.69E+00
1.77E+00
1.77E+00
1.61E+00
1.77E+00
1.69E+00
1.53E+00
1.61E+00
1.61E+00
1.53E+00
1.61E+00
1.61E+00
1.53E+00
1.53E+00
1.53E+00
1.45E+00
1.45E+00
1.45E+00
1.37E+00
1.45E+00
1.37E+00
1.37E+00
1.37E+00
1.37E+00
1.37E+00
1.37E+00
1.29E+00
1.37E+00
1.29E+00
1.29E+00
1.21E+00
1.21E+00
1.21E+00
1.21E+00
1.13E+00
1.13E+00
1.13E+00
1.13E+00
1.05E+00
1.05E+00
1.05E+00
1.05E+00
1.05E+00
9.65E-01
9.65E-01
9.65E-01
9.65E-01
9.65E-01
8.84E-01
9.65E-01
9.65E-01
8.84E-01
8.04E-01
8.04E-01
8.04E-01
8.04E-01
8.04E-01
7.24E-01
7.24E-01
8.04E-01
6.43E-01
6.43E-01
6.43E-01
6.43E-01
6.43E-01
5.63E-01
5.63E-01
6.43E-01
4.82E-01
4.82E-01
4.82E-01
4.82E-01
4.82E-01
4.82E-01
4.02E-01
4.82E-01
3.22E-01
4.82E-01
4.02E-01
3.22E-01
3.22E-01
3.22E-01
3.22E-01
3.22E-01
2.41E-01
2.41E-01
1.61E-01
2.41E-01
1.61E-01
2.41E-01
8.04E-02
8.04E-02
8.04E-02
1.61E-01
8.04E-02
8.04E-02
8.04E-02
8.04E-02
0.00E+00
0.00E+00
0.00E+00
0.00E+00
-8.04E-02
-8.04E-02
-1.61E-01
-1.61E-01
-8.04E-02
-2.41E-01
-1.61E-01
-1.61E-01
-2.41E-01
-3.22E-01
-3.22E-01
-3.22E-01
-3.22E-01
-3.22E-01
-3.22E-01
-3.22E-01
-4.02E-01
-4.02E-01
-4.02E-01
-4.82E-01
-4.02E-01
-4.82E-01
-4.82E-01
-4.82E-01
-4.82E-01
-4.82E-01
-5.63E-01
-5.63E-01
-5.63E-01
-5.63E-01
-6.43E-01
-6.43E-01
-6.43E-01
-7.24E-01
-7.24E-01
-6.43E-01
-7.24E-01
-7.24E-01
-8.04E-01
-8.04E-01
-8.04E-01
-8.04E-01
-8.04E-01
-8.04E-01
-8.84E-01
-8.84E-01
-9.65E-01
-9.65E-01
-9.65E-01
-9.65E-01
-9.65E-01
-1.05E+00
-1.05E+00
-1.05E+00
-1.05E+00
-1.13E+00
-1.13E+00
-1.13E+00
-1.05E+00
-1.13E+00
-1.13E+00
-1.21E+00
-1.21E+00
-1.13E+00
-1.21E+00
-1.21E+00
-1.29E+00
-1.29E+00
-1.21E+00
-1.29E+00
-1.37E+00
-1.37E+00
-1.37E+00
-1.37E+00
-1.37E+00
-1.37E+00
-1.45E+00
-1.45E+00
-1.45E+00
-1.45E+00
-1.45E+00
-1.53E+00
-1.53E+00
-1.61E+00
-1.53E+00
-1.53E+00
-1.53E+00
-1.53E+00
-1.61E+00
-1.61E+00
-1.69E+00
-1.61E+00
-1.69E+00
-1.61E+00
-1.69E+00
-1.69E+00
-1.69E+00
-1.77E+00
-1.77E+00
-1.77E+00
-1.85E+00
-1.85E+00
-1.85E+00
-1.77E+00
-1.85E+00
-1.85E+00
-1.85E+00
-1.85E+00
-1.85E+00
-1.85E+00
-1.93E+00
-1.93E+00
-2.01E+00
-1.93E+00
-1.93E+00
-1.93E+00
-2.01E+00
-2.01E+00
-2.01E+00
-2.09E+00
-2.09E+00
-2.09E+00
-2.09E+00
-2.09E+00
-2.09E+00
-2.17E+00
-2.17E+00
-2.17E+00
-2.17E+00
-2.17E+00
-2.17E+00
-2.25E+00
-2.25E+00
-2.25E+00
-2.33E+00
-2.25E+00
-2.25E+00
-2.25E+00
-2.25E+00
-2.33E+00
-2.25E+00
-2.25E+00
-2.33E+00
-2.33E+00
-2.33E+00
-2.33E+00
-2.33E+00
-2.33E+00
-2.33E+00
-2.33E+00
-2.41E+00
-2.41E+00
-2.49E+00
-2.49E+00
-2.49E+00
-2.49E+00
-2.49E+00
-2.49E+00
-2.49E+00
-2.49E+00
-2.57E+00
-2.49E+00
-2.57E+00
-2.57E+00
-2.57E+00
-2.57E+00
-2.65E+00
-2.57E+00
-2.65E+00
-2.57E+00
-2.65E+00
-2.65E+00
-2.65E+00
-2.65E+00
-2.65E+00
-2.57E+00
-2.65E+00
-2.65E+00
-2.65E+00
-2.73E+00
-2.65E+00
-2.65E+00
-2.81E+00
-2.65E+00
-2.65E+00
-2.73E+00
-2.73E+00
-2.73E+00
-2.73E+00
-2.73E+00
-2.73E+00
-2.81E+00
-2.73E+00
-2.81E+00
-2.81E+00
-2.81E+00
-2.81E+00
-2.73E+00
-2.73E+00
-2.81E+00
-2.81E+00
-2.81E+00
-2.81E+00
-2.81E+00
-2.81E+00
-2.89E+00
-2.89E+00
-2.89E+00
-2.81E+00
-2.89E+00
-2.81E+00
-2.89E+00
-2.89E+00
-2.89E+00
-2.89E+00
-2.97E+00
-2.81E+00
-2.89E+00
-2.89E+00
-2.89E+00
-2.89E+00
-2.89E+00
-2.89E+00
-2.89E+00
-2.89E+00
-2.89E+00
-2.97E+00
-2.97E+00
-2.89E+00
-2.89E+00
-2.89E+00
-2.89E+00
-2.97E+00
-2.89E+00
-2.97E+00
-2.97E+00
-2.97E+00
-2.97E+00
-2.89E+00
-2.97E+00
-2.89E+00
-2.97E+00
-2.97E+00
-2.97E+00
-2.97E+00
-2.97E+00
-2.97E+00
-2.97E+00
-2.97E+00
-2.97E+00
-2.89E+00
-2.97E+00
-3.06E+00
-2.97E+00
-2.89E+00
-2.89E+00
-2.97E+00
-2.89E+00
-2.89E+00
-2.97E+00
-2.97E+00
-2.89E+00
-2.89E+00
-2.97E+00
-2.97E+00
-2.89E+00
-2.89E+00
-2.89E+00
-2.97E+00
-2.97E+00
-2.89E+00
-2.97E+00
-2.89E+00
-2.89E+00
-2.89E+00
-2.89E+00
-2.97E+00
-2.89E+00
-2.97E+00
-2.89E+00
-2.97E+00
-2.89E+00
-2.89E+00
-2.89E+00
-2.89E+00
-2.89E+00
-2.81E+00
-2.81E+00
-2.89E+00
-2.89E+00
-2.89E+00
-2.89E+00
-2.89E+00
-2.89E+00
-2.89E+00
-2.81E+00
-2.89E+00
-2.81E+00
-2.81E+00
-2.81E+00
-2.89E+00
-2.73E+00
-2.73E+00
-2.81E+00
-2.73E+00
-2.81E+00
-2.81E+00
-2.73E+00
-2.81E+00
-2.73E+00
-2.73E+00
-2.73E+00
-2.73E+00
-2.81E+00
-2.65E+00
-2.65E+00
-2.73E+00
-2.65E+00
-2.65E+00
-2.73E+00
-2.73E+00
-2.65E+00
-2.65E+00
-2.65E+00
-2.65E+00
-2.65E+00
-2.57E+00
-2.57E+00
-2.57E+00
-2.57E+00
-2.57E+00
-2.49E+00
-2.49E+00
-2.57E+00
-2.57E+00
-2.49E+00
-2.57E+00
-2.49E+00
-2.49E+00
-2.49E+00
-2.49E+00
-2.49E+00
-2.41E+00
-2.57E+00
-2.41E+00
-2.49E+00
-2.41E+00
-2.49E+00
-2.41E+00
-2.49E+00
-2.33E+00
-2.33E+00
-2.33E+00
-2.33E+00
-2.33E+00
-2.33E+00
-2.33E+00
-2.33E+00
-2.25E+00
-2.25E+00
-2.25E+00
-2.25E+00
-2.25E+00
-2.17E+00
-2.25E+00
-2.25E+00
-2.17E+00
-2.17E+00
-2.17E+00
-2.17E+00
-2.17E+00
-2.17E+00
-2.09E+00
-2.17E+00
-2.09E+00
-2.09E+00
-2.09E+00
-2.01E+00
-2.09E+00
-2.09E+00
-2.01E+00
-2.01E+00
-1.93E+00
-2.01E+00
-1.93E+00
-1.93E+00
-1.93E+00
-1.93E+00
-1.93E+00
-1.93E+00
-1.85E+00
-1.85E+00
-1.85E+00
-1.85E+00
-1.85E+00
-1.77E+00
-1.85E+00
-1.85E+00
-1.77E+00
-1.77E+00
-1.77E+00
-1.69E+00
-1.77E+00
-1.69E+00
-1.69E+00
-1.69E+00
-1.61E+00
-1.61E+00
-1.61E+00
-1.61E+00
-1.53E+00
-1.61E+00
-1.61E+00
-1.53E+00
-1.53E+00
-1.53E+00
-1.45E+00
-1.45E+00
-1.53E+00
-1.37E+00
-1.37E+00
-1.45E+00
-1.37E+00
-1.45E+00
-1.37E+00
-1.37E+00
-1.29E+00
-1.29E+00
-1.29E+00
-1.37E+00
-1.29E+00
-1.21E+00
-1.21E+00
-1.21E+00
-1.21E+00
-1.21E+00
-1.21E+00
-1.21E+00
-1.13E+00
-1.13E+00
-1.13E+00
-1.05E+00
-1.05E+00
-1.05E+00
-9.65E-01
-1.05E+00
-9.65E-01
-9.65E-01
-9.65E-01
-8.84E-01
-8.84E-01
-8.84E-01
-8.84E-01
-8.84E-01
-8.84E-01
-8.84E-01
-8.84E-01
-8.04E-01
-8.04E-01
-8.04E-01
-7.24E-01
-8.04E-01
-7.24E-01
-6.43E-01
-6.43E-01
-6.43E-01
-6.43E-01
-6.43E-01
-6.43E-01
-4.82E-01
-6.43E-01
-5.63E-01
-5.63E-01
-5.63E-01
-4.82E-01
-4.82E-01
-4.82E-01
-4.02E-01
-4.82E-01
-4.02E-01
-3.22E-01
-3.22E-01
-3.22E-01
-3.22E-01
-3.22E-01
-3.22E-01
-3.22E-01
-3.22E-01
-1.61E-01
-2.41E-01
-2.41E-01
-2.41E-01
-1.61E-01
-1.61E-01
-1.61E-01
-8.04E-02
-8.04E-02
-8.04E-02
-8.04E-02
0.00E+00
-8.04E-02
0.00E+00];
y=[0.00E+00
0.00E+00
0.00E+00
8.04E-02
8.04E-02
8.04E-02
8.04E-02
8.04E-02
1.61E-01
1.61E-01
1.61E-01
2.41E-01
2.41E-01
2.41E-01
3.22E-01
2.41E-01
3.22E-01
3.22E-01
3.22E-01
3.22E-01
4.02E-01
4.02E-01
4.02E-01
4.82E-01
4.82E-01
4.02E-01
4.82E-01
4.02E-01
4.82E-01
4.82E-01
5.63E-01
6.43E-01
6.43E-01
5.63E-01
6.43E-01
6.43E-01
6.43E-01
7.24E-01
6.43E-01
7.24E-01
7.24E-01
8.04E-01
8.04E-01
8.04E-01
8.04E-01
8.04E-01
8.04E-01
8.84E-01
9.65E-01
8.84E-01
9.65E-01
9.65E-01
9.65E-01
1.05E+00
9.65E-01
1.05E+00
1.05E+00
1.05E+00
1.05E+00
1.05E+00
1.13E+00
1.13E+00
1.13E+00
1.13E+00
1.21E+00
1.13E+00
1.21E+00
1.21E+00
1.21E+00
1.21E+00
1.21E+00
1.29E+00
1.29E+00
1.29E+00
1.37E+00
1.37E+00
1.45E+00
1.37E+00
1.37E+00
1.37E+00
1.45E+00
1.45E+00
1.45E+00
1.45E+00
1.53E+00
1.53E+00
1.53E+00
1.53E+00
1.61E+00
1.61E+00
1.61E+00
1.61E+00
1.61E+00
1.69E+00
1.61E+00
1.69E+00
1.69E+00
1.69E+00
1.69E+00
1.69E+00
1.69E+00
1.77E+00
1.69E+00
1.77E+00
1.93E+00
1.77E+00
1.77E+00
1.85E+00
1.85E+00
1.93E+00
1.93E+00
1.85E+00
1.93E+00
1.93E+00
1.93E+00
1.93E+00
2.01E+00
2.01E+00
2.01E+00
2.09E+00
2.01E+00
2.01E+00
2.09E+00
2.09E+00
2.01E+00
2.09E+00
2.09E+00
2.17E+00
2.17E+00
2.17E+00
2.25E+00
2.17E+00
2.25E+00
2.17E+00
2.25E+00
2.25E+00
2.17E+00
2.25E+00
2.25E+00
2.33E+00
2.33E+00
2.25E+00
2.25E+00
2.33E+00
2.33E+00
2.33E+00
2.33E+00
2.33E+00
2.41E+00
2.41E+00
2.33E+00
2.41E+00
2.41E+00
2.49E+00
2.49E+00
2.49E+00
2.49E+00
2.49E+00
2.41E+00
2.49E+00
2.57E+00
2.57E+00
2.49E+00
2.57E+00
2.57E+00
2.57E+00
2.57E+00
2.57E+00
2.57E+00
2.65E+00
2.57E+00
2.65E+00
2.65E+00
2.65E+00
2.73E+00
2.65E+00
2.73E+00
2.65E+00
2.65E+00
2.65E+00
2.73E+00
2.73E+00
2.65E+00
2.73E+00
2.73E+00
2.73E+00
2.65E+00
2.73E+00
2.73E+00
2.81E+00
2.73E+00
2.73E+00
2.81E+00
2.73E+00
2.81E+00
2.73E+00
2.81E+00
2.81E+00
2.81E+00
2.81E+00
2.81E+00
2.89E+00
2.81E+00
2.73E+00
2.81E+00
2.81E+00
2.89E+00
2.89E+00
2.89E+00
2.81E+00
2.89E+00
2.81E+00
2.81E+00
2.89E+00
2.89E+00
2.81E+00
2.89E+00
2.89E+00
2.89E+00
2.81E+00
2.89E+00
2.81E+00
2.89E+00
2.89E+00
2.97E+00
2.89E+00
2.89E+00
2.97E+00
2.89E+00
2.97E+00
2.89E+00
2.97E+00
2.97E+00
2.89E+00
2.97E+00
2.89E+00
2.89E+00
2.97E+00
2.89E+00
2.89E+00
2.89E+00
2.89E+00
2.97E+00
2.89E+00
2.89E+00
2.97E+00
2.97E+00
2.97E+00
2.89E+00
2.89E+00
2.97E+00
2.97E+00
2.97E+00
2.97E+00
2.97E+00
2.97E+00
2.97E+00
2.97E+00
2.89E+00
2.97E+00
2.89E+00
2.97E+00
2.97E+00
2.97E+00
2.89E+00
2.97E+00
2.89E+00
2.89E+00
2.89E+00
2.89E+00
2.89E+00
2.89E+00
2.89E+00
2.89E+00
2.89E+00
2.89E+00
2.81E+00
2.89E+00
2.89E+00
2.89E+00
2.89E+00
2.89E+00
2.81E+00
2.81E+00
2.81E+00
2.81E+00
2.97E+00
2.81E+00
2.81E+00
2.89E+00
2.81E+00
2.81E+00
2.89E+00
2.81E+00
2.81E+00
2.81E+00
2.73E+00
2.81E+00
2.81E+00
2.81E+00
2.81E+00
2.81E+00
2.81E+00
2.73E+00
2.65E+00
2.73E+00
2.81E+00
2.73E+00
2.73E+00
2.65E+00
2.73E+00
2.65E+00
2.65E+00
2.73E+00
2.65E+00
2.73E+00
2.65E+00
2.65E+00
2.57E+00
2.65E+00
2.57E+00
2.57E+00
2.57E+00
2.57E+00
2.57E+00
2.65E+00
2.57E+00
2.57E+00
2.57E+00
2.57E+00
2.57E+00
2.49E+00
2.49E+00
2.49E+00
2.41E+00
2.49E+00
2.41E+00
2.49E+00
2.49E+00
2.49E+00
2.49E+00
2.41E+00
2.41E+00
2.49E+00
2.41E+00
2.33E+00
2.33E+00
2.33E+00
2.33E+00
2.33E+00
2.33E+00
2.33E+00
2.25E+00
2.33E+00
2.33E+00
2.25E+00
2.25E+00
2.25E+00
2.17E+00
2.25E+00
2.17E+00
2.17E+00
2.17E+00
2.17E+00
2.17E+00
2.17E+00
2.09E+00
2.17E+00
2.09E+00
2.17E+00
2.09E+00
2.09E+00
2.01E+00
1.93E+00
2.01E+00
2.01E+00
2.01E+00
2.01E+00
2.01E+00
1.93E+00
1.93E+00
1.93E+00
1.93E+00
1.93E+00
1.93E+00
1.85E+00
1.85E+00
1.77E+00
1.77E+00
1.77E+00
1.77E+00
1.77E+00
1.69E+00
1.69E+00
1.69E+00
1.77E+00
1.77E+00
1.69E+00
1.69E+00
1.69E+00
1.61E+00
1.61E+00
1.61E+00
1.61E+00
1.61E+00
1.53E+00
1.61E+00
1.53E+00
1.53E+00
1.45E+00
1.53E+00
1.45E+00
1.45E+00
1.45E+00
1.45E+00
1.45E+00
1.37E+00
1.37E+00
1.29E+00
1.29E+00
1.37E+00
1.29E+00
1.29E+00
1.29E+00
1.29E+00
1.21E+00
1.21E+00
1.21E+00
1.21E+00
1.21E+00
1.13E+00
1.13E+00
1.13E+00
1.13E+00
1.13E+00
1.05E+00
1.05E+00
1.05E+00
9.65E-01
1.05E+00
8.84E-01
8.84E-01
1.05E+00
8.84E-01
9.65E-01
8.84E-01
8.84E-01
8.04E-01
8.84E-01
8.84E-01
8.04E-01
8.04E-01
7.24E-01
6.43E-01
7.24E-01
7.24E-01
7.24E-01
6.43E-01
6.43E-01
5.63E-01
5.63E-01
6.43E-01
5.63E-01
5.63E-01
5.63E-01
4.82E-01
5.63E-01
5.63E-01
4.02E-01
4.02E-01
4.82E-01
4.02E-01
3.22E-01
3.22E-01
3.22E-01
4.02E-01
3.22E-01
3.22E-01
3.22E-01
2.41E-01
2.41E-01
2.41E-01
2.41E-01
1.61E-01
1.61E-01
1.61E-01
1.61E-01
1.61E-01
8.04E-02
8.04E-02
1.61E-01
8.04E-02
0.00E+00
0.00E+00
0.00E+00
0.00E+00
0.00E+00
-8.04E-02
-8.04E-02
-8.04E-02
-8.04E-02
-8.04E-02
-1.61E-01
-1.61E-01
-1.61E-01
-8.04E-02
-1.61E-01
-2.41E-01
-1.61E-01
-3.22E-01
-2.41E-01
-3.22E-01
-3.22E-01
-4.02E-01
-3.22E-01
-4.02E-01
-4.02E-01
-4.02E-01
-4.82E-01
-4.02E-01
-4.82E-01
-4.82E-01
-4.82E-01
-4.82E-01
-4.82E-01
-4.82E-01
-5.63E-01
-5.63E-01
-5.63E-01
-4.82E-01
-5.63E-01
-5.63E-01
-4.82E-01
-5.63E-01
-5.63E-01
-5.63E-01
-5.63E-01
-6.43E-01
-5.63E-01
-4.82E-01
-5.63E-01
-6.43E-01
-5.63E-01
-5.63E-01
-6.43E-01
-5.63E-01
-6.43E-01
-5.63E-01
-5.63E-01
-5.63E-01
-6.43E-01
-5.63E-01
-4.82E-01
-6.43E-01
-6.43E-01
-6.43E-01
-6.43E-01
-5.63E-01
-6.43E-01
-6.43E-01
-5.63E-01
-5.63E-01
-6.43E-01
-5.63E-01
-6.43E-01
-6.43E-01
-5.63E-01
-5.63E-01
-6.43E-01
-6.43E-01
-6.43E-01
-6.43E-01
-6.43E-01
-5.63E-01
-7.24E-01
-6.43E-01
-6.43E-01
-6.43E-01
-5.63E-01
-6.43E-01
-6.43E-01
-5.63E-01
-7.24E-01
-5.63E-01
-6.43E-01
-6.43E-01
-5.63E-01
-6.43E-01
-5.63E-01
-5.63E-01
-6.43E-01
-6.43E-01
-6.43E-01
-6.43E-01
-6.43E-01
-6.43E-01
-6.43E-01
-6.43E-01
-6.43E-01
-6.43E-01
-7.24E-01
-6.43E-01
-6.43E-01
-6.43E-01
-6.43E-01
-7.24E-01
-6.43E-01
-7.24E-01
-6.43E-01
-7.24E-01
-6.43E-01
-6.43E-01
-6.43E-01
-6.43E-01
-7.24E-01
-6.43E-01
-7.24E-01
-6.43E-01
-7.24E-01
-6.43E-01
-7.24E-01
-6.43E-01
-6.43E-01
-7.24E-01
-7.24E-01
-6.43E-01
-5.63E-01
-7.24E-01
-6.43E-01
-7.24E-01
-6.43E-01
-7.24E-01
-6.43E-01
-6.43E-01
-7.24E-01
-6.43E-01
-7.24E-01
-6.43E-01
-8.04E-01
-6.43E-01
-6.43E-01
-6.43E-01
-7.24E-01
-6.43E-01
-6.43E-01
-7.24E-01
-7.24E-01
-6.43E-01
-6.43E-01
-7.24E-01
-6.43E-01
-6.43E-01
-6.43E-01
-7.24E-01
-6.43E-01
-7.24E-01
-6.43E-01
-7.24E-01
-6.43E-01
-8.04E-01
-7.24E-01
-7.24E-01
-7.24E-01
-7.24E-01
-6.43E-01
-7.24E-01
-6.43E-01
-7.24E-01
-7.24E-01
-7.24E-01
-6.43E-01
-7.24E-01
-6.43E-01
-7.24E-01
-7.24E-01
-6.43E-01
-6.43E-01
-6.43E-01
-7.24E-01
-7.24E-01
-7.24E-01
-7.24E-01
-7.24E-01
-6.43E-01
-6.43E-01
-6.43E-01
-7.24E-01
-6.43E-01
-7.24E-01
-6.43E-01
-6.43E-01
-6.43E-01
-8.04E-01
-6.43E-01
-7.24E-01
-7.24E-01
-7.24E-01
-6.43E-01
-6.43E-01
-6.43E-01
-6.43E-01
-7.24E-01
-6.43E-01
-6.43E-01
-7.24E-01
-8.04E-01
-6.43E-01
-6.43E-01
-7.24E-01
-7.24E-01
-7.24E-01
-7.24E-01
-6.43E-01
-7.24E-01
-6.43E-01
-7.24E-01
-7.24E-01
-7.24E-01
-6.43E-01
-7.24E-01
-7.24E-01
-6.43E-01
-7.24E-01
-6.43E-01
-6.43E-01
-6.43E-01
-7.24E-01
-7.24E-01
-7.24E-01
-7.24E-01
-7.24E-01
-7.24E-01
-7.24E-01
-7.24E-01
-6.43E-01
-7.24E-01
-7.24E-01
-6.43E-01
-7.24E-01
-7.24E-01
-7.24E-01
-7.24E-01
-7.24E-01
-7.24E-01
-7.24E-01
-6.43E-01
-7.24E-01
-6.43E-01
-6.43E-01
-7.24E-01
-6.43E-01
-7.24E-01
-6.43E-01
-6.43E-01
-7.24E-01
-7.24E-01
-6.43E-01
-7.24E-01
-7.24E-01
-6.43E-01
-7.24E-01
-6.43E-01
-8.04E-01
-7.24E-01
-7.24E-01
-7.24E-01
-7.24E-01
-7.24E-01
-7.24E-01
-7.24E-01
-6.43E-01
-7.24E-01
-7.24E-01
-7.24E-01
-7.24E-01
-7.24E-01
-7.24E-01
-7.24E-01
-7.24E-01
-6.43E-01
-7.24E-01
-7.24E-01
-7.24E-01
-7.24E-01
-6.43E-01
-6.43E-01
-6.43E-01
-6.43E-01
-6.43E-01
-6.43E-01
-7.24E-01
-7.24E-01
-7.24E-01
-7.24E-01
-7.24E-01
-6.43E-01
-7.24E-01
-6.43E-01
-6.43E-01
-6.43E-01
-7.24E-01
-7.24E-01
-7.24E-01
-7.24E-01
-6.43E-01
-7.24E-01
-8.04E-01
-6.43E-01
-6.43E-01
-6.43E-01
-6.43E-01
-7.24E-01
-6.43E-01
-7.24E-01
-6.43E-01
-6.43E-01
-7.24E-01
-6.43E-01
-7.24E-01
-6.43E-01
-6.43E-01
-7.24E-01
-7.24E-01
-7.24E-01
-7.24E-01
-6.43E-01
-6.43E-01
-6.43E-01
-7.24E-01
-6.43E-01
-7.24E-01
-7.24E-01
-7.24E-01
-8.04E-01
-6.43E-01
-7.24E-01
-7.24E-01
-7.24E-01
-5.63E-01
-7.24E-01
-6.43E-01
-6.43E-01
-7.24E-01
-6.43E-01
-6.43E-01
-6.43E-01
-7.24E-01
-6.43E-01
-6.43E-01
-7.24E-01
-7.24E-01
-6.43E-01
-7.24E-01
-7.24E-01
-6.43E-01
-7.24E-01
-6.43E-01
-7.24E-01
-6.43E-01
-7.24E-01
-5.63E-01
-7.24E-01
-5.63E-01
-7.24E-01
-7.24E-01
-7.24E-01
-6.43E-01
-5.63E-01
-6.43E-01
-6.43E-01
-7.24E-01
-6.43E-01
-6.43E-01
-6.43E-01
-6.43E-01
-6.43E-01
-6.43E-01
-6.43E-01
-7.24E-01
-5.63E-01
-6.43E-01
-7.24E-01
-6.43E-01
-6.43E-01
-6.43E-01
-6.43E-01
-6.43E-01
-7.24E-01
-6.43E-01
-6.43E-01
-5.63E-01
-7.24E-01
-5.63E-01
-6.43E-01
-6.43E-01
-7.24E-01
-6.43E-01
-5.63E-01
-6.43E-01
-6.43E-01
-7.24E-01
-6.43E-01
-7.24E-01
-6.43E-01
-6.43E-01
-7.24E-01
-6.43E-01
-6.43E-01
-6.43E-01
-7.24E-01
-6.43E-01
-7.24E-01
-6.43E-01
-6.43E-01
-7.24E-01
-5.63E-01
-5.63E-01
-6.43E-01
-6.43E-01
-5.63E-01
-5.63E-01
-5.63E-01
-6.43E-01
-6.43E-01
-6.43E-01
-6.43E-01
-6.43E-01
-5.63E-01
-6.43E-01
-5.63E-01
-6.43E-01
-6.43E-01
-6.43E-01
-6.43E-01
-6.43E-01
-6.43E-01
-4.82E-01
-6.43E-01
-5.63E-01
-5.63E-01
-5.63E-01
-6.43E-01
-6.43E-01
-5.63E-01
-6.43E-01
-5.63E-01
-6.43E-01
-5.63E-01
-5.63E-01
-5.63E-01
-6.43E-01
-5.63E-01
-5.63E-01
-5.63E-01
-5.63E-01
-5.63E-01
-4.82E-01
-5.63E-01
-5.63E-01
-5.63E-01
-5.63E-01
-5.63E-01
-6.43E-01
-5.63E-01
-4.82E-01
-5.63E-01
-5.63E-01
-5.63E-01
-5.63E-01
-4.82E-01
-4.82E-01
-4.82E-01
-5.63E-01
-4.82E-01
-4.02E-01
-4.02E-01
-4.82E-01
-3.22E-01
-4.02E-01
-4.02E-01
-4.02E-01
-3.22E-01
-3.22E-01
-3.22E-01
-3.22E-01
-3.22E-01
-2.41E-01
-1.61E-01
-2.41E-01
-2.41E-01
-1.61E-01
-1.61E-01
-1.61E-01
-8.04E-02
-8.04E-02
-8.04E-02
-8.04E-02
0.00E+00
0.00E+00
0.00E+00
0.00E+00
0.00E+00
8.04E-02
0.00E+00
8.04E-02
8.04E-02
1.61E-01
8.04E-02
1.61E-01
1.61E-01
1.61E-01
2.41E-01
2.41E-01
2.41E-01
2.41E-01
3.22E-01
3.22E-01
4.02E-01
3.22E-01
4.02E-01
4.02E-01
4.02E-01
4.02E-01
4.02E-01
4.02E-01
4.02E-01
5.63E-01
4.82E-01
4.82E-01
5.63E-01
5.63E-01
5.63E-01
5.63E-01
6.43E-01
7.24E-01
6.43E-01
7.24E-01
6.43E-01
8.04E-01
7.24E-01
7.24E-01
8.04E-01
7.24E-01
8.04E-01
8.84E-01
8.84E-01
9.65E-01
8.84E-01
8.84E-01
8.84E-01
9.65E-01
9.65E-01
9.65E-01
9.65E-01
9.65E-01
1.05E+00
9.65E-01
1.05E+00
1.05E+00
1.05E+00
1.05E+00
1.13E+00
1.13E+00
1.13E+00
1.21E+00
1.21E+00
1.21E+00
1.29E+00
1.21E+00
1.21E+00
1.29E+00
1.29E+00
1.29E+00
1.37E+00
1.37E+00
1.37E+00
1.45E+00
1.45E+00
1.45E+00
1.37E+00
1.45E+00
1.45E+00
1.45E+00
1.45E+00
1.53E+00
1.53E+00
1.61E+00
1.53E+00
1.53E+00
1.61E+00
1.61E+00
1.61E+00
1.61E+00
1.69E+00
1.69E+00
1.61E+00
1.69E+00
1.77E+00
1.77E+00
1.69E+00
1.77E+00
1.77E+00
1.77E+00
1.77E+00
1.77E+00
1.85E+00
1.77E+00
1.85E+00
1.85E+00
1.93E+00
1.85E+00
1.93E+00
1.93E+00
2.01E+00
1.93E+00
1.93E+00
1.93E+00
2.01E+00
1.93E+00
1.93E+00
2.09E+00
2.09E+00
2.09E+00
2.09E+00
2.17E+00
2.09E+00
2.09E+00
2.09E+00
2.09E+00
2.17E+00
2.09E+00
2.09E+00
2.17E+00
2.17E+00
2.25E+00
2.25E+00
2.25E+00
2.25E+00
2.33E+00
2.25E+00
2.33E+00
2.41E+00
2.33E+00
2.33E+00
2.25E+00
2.33E+00
2.41E+00
2.33E+00
2.41E+00
2.41E+00
2.41E+00
2.41E+00
2.33E+00
2.41E+00
2.49E+00
2.41E+00
2.49E+00
2.49E+00
2.57E+00
2.41E+00
2.49E+00
2.49E+00
2.49E+00
2.57E+00
2.57E+00
2.49E+00
2.57E+00
2.57E+00
2.65E+00
2.57E+00
2.49E+00
2.57E+00
2.57E+00
2.57E+00
2.57E+00
2.65E+00
2.57E+00
2.65E+00
2.65E+00
2.65E+00
2.65E+00
2.73E+00
2.73E+00
2.73E+00
2.73E+00
2.81E+00
2.65E+00
2.73E+00
2.81E+00
2.81E+00
2.73E+00
2.81E+00
2.73E+00
2.73E+00
2.73E+00
2.73E+00
2.81E+00
2.81E+00
2.81E+00
2.89E+00
2.89E+00
2.89E+00
2.81E+00
2.81E+00
2.81E+00
2.73E+00
2.81E+00
2.81E+00
2.81E+00
2.81E+00
2.89E+00
2.81E+00
2.89E+00
2.89E+00
2.81E+00
2.89E+00
2.89E+00
2.89E+00
2.89E+00
2.89E+00
2.81E+00
2.89E+00
2.97E+00
2.97E+00
2.97E+00
2.89E+00
2.89E+00
2.89E+00
2.89E+00
2.89E+00
2.89E+00
2.89E+00
2.89E+00
2.89E+00
2.89E+00
2.97E+00
2.81E+00
2.97E+00
2.97E+00
2.89E+00
2.97E+00
2.89E+00
2.97E+00
2.97E+00
2.89E+00
2.97E+00
2.89E+00
2.89E+00
2.97E+00
2.89E+00
2.97E+00
2.97E+00
2.97E+00
2.89E+00
2.97E+00
2.89E+00
2.97E+00
2.89E+00
2.97E+00
2.97E+00
2.97E+00
2.89E+00
2.89E+00
2.89E+00
2.89E+00
2.89E+00
2.97E+00
2.97E+00
2.89E+00
2.89E+00
2.89E+00
2.81E+00
2.81E+00
2.89E+00
2.89E+00
2.89E+00
2.89E+00
2.89E+00
2.89E+00
2.89E+00
2.89E+00
2.81E+00
2.81E+00
2.81E+00
2.81E+00
2.81E+00
2.81E+00
2.89E+00
2.81E+00
2.81E+00
2.81E+00
2.89E+00
2.81E+00
2.81E+00
2.81E+00
2.81E+00
2.81E+00
2.73E+00
2.81E+00
2.73E+00
2.73E+00
2.81E+00
2.73E+00
2.73E+00
2.73E+00
2.73E+00
2.81E+00
2.73E+00
2.65E+00
2.73E+00
2.73E+00
2.73E+00
2.65E+00
2.73E+00
2.73E+00
2.65E+00
2.65E+00
2.65E+00
2.57E+00
2.57E+00
2.57E+00
2.57E+00
2.57E+00
2.57E+00
2.57E+00
2.57E+00
2.57E+00
2.49E+00
2.57E+00
2.57E+00
2.49E+00
2.49E+00
2.49E+00
2.49E+00
2.49E+00
2.49E+00
2.49E+00
2.49E+00
2.41E+00
2.49E+00
2.41E+00
2.49E+00
2.41E+00
2.41E+00
2.33E+00
2.33E+00
2.33E+00
2.33E+00
2.33E+00
2.33E+00
2.33E+00
2.25E+00
2.33E+00
2.33E+00
2.25E+00
2.25E+00
2.25E+00
2.17E+00
2.25E+00
2.17E+00
2.25E+00
2.25E+00
2.17E+00
2.17E+00
2.25E+00
2.17E+00
2.09E+00
2.17E+00
2.17E+00
2.09E+00
2.01E+00
2.09E+00
2.09E+00
2.01E+00
2.01E+00
2.01E+00
2.01E+00
2.01E+00
1.93E+00
1.93E+00
1.93E+00
1.93E+00
1.93E+00
1.93E+00
1.93E+00
1.93E+00
1.85E+00
1.85E+00
1.77E+00
1.77E+00
1.85E+00
1.77E+00
1.77E+00
1.77E+00
1.69E+00
1.69E+00
1.69E+00
1.69E+00
1.69E+00
1.69E+00
1.61E+00
1.61E+00
1.61E+00
1.61E+00
1.61E+00
1.53E+00
1.53E+00
1.45E+00
1.53E+00
1.53E+00
1.53E+00
1.45E+00
1.45E+00
1.45E+00
1.45E+00
1.37E+00
1.37E+00
1.29E+00
1.37E+00
1.45E+00
1.37E+00
1.29E+00
1.21E+00
1.29E+00
1.29E+00
1.21E+00
1.21E+00
1.21E+00
1.21E+00
1.21E+00
1.13E+00
1.21E+00
1.13E+00
1.13E+00
1.13E+00
1.13E+00
1.05E+00
9.65E-01
9.65E-01
1.05E+00
9.65E-01
9.65E-01
9.65E-01
8.84E-01
8.84E-01
8.84E-01
8.84E-01
8.84E-01
8.04E-01
8.04E-01
8.04E-01
7.24E-01
7.24E-01
8.04E-01
7.24E-01
8.04E-01
6.43E-01
6.43E-01
6.43E-01
7.24E-01
6.43E-01
6.43E-01
5.63E-01
5.63E-01
5.63E-01
5.63E-01
4.82E-01
4.82E-01
4.82E-01
4.02E-01
4.02E-01
4.82E-01
4.82E-01
4.02E-01
3.22E-01
3.22E-01
3.22E-01
3.22E-01
3.22E-01
2.41E-01
2.41E-01
2.41E-01
1.61E-01
1.61E-01
1.61E-01
1.61E-01
8.04E-02
8.04E-02
8.04E-02
8.04E-02
8.04E-02
8.04E-02
8.04E-02
8.04E-02
0.00E+00
-8.04E-02
-8.04E-02
-8.04E-02
-8.04E-02
0.00E+00
-8.04E-02
-1.61E-01
-1.61E-01
-1.61E-01
-2.41E-01
-2.41E-01
-2.41E-01
-1.61E-01
-2.41E-01
-1.61E-01
-3.22E-01
-3.22E-01
-2.41E-01
-4.02E-01
-3.22E-01
-4.02E-01
-4.02E-01
-4.02E-01
-4.82E-01
-4.82E-01
-4.82E-01
-4.82E-01
-4.82E-01
-4.82E-01
-5.63E-01
-4.82E-01
-5.63E-01
-5.63E-01
-5.63E-01
-4.82E-01
-5.63E-01
-5.63E-01
-5.63E-01
-5.63E-01
-5.63E-01
-6.43E-01
-5.63E-01
-6.43E-01
-5.63E-01
-5.63E-01
-6.43E-01
-5.63E-01
-5.63E-01
-5.63E-01
-5.63E-01
-6.43E-01
-5.63E-01
-6.43E-01
-6.43E-01
-6.43E-01
-5.63E-01
-6.43E-01
-6.43E-01
-6.43E-01
-5.63E-01
-6.43E-01
-6.43E-01
-6.43E-01
-6.43E-01
-6.43E-01
-5.63E-01
-6.43E-01
-6.43E-01
-6.43E-01
-6.43E-01
-6.43E-01
-6.43E-01
-6.43E-01
-6.43E-01
-6.43E-01
-6.43E-01
-6.43E-01
-7.24E-01
-6.43E-01
-6.43E-01
-6.43E-01
-7.24E-01
-6.43E-01
-7.24E-01
-5.63E-01
-6.43E-01
-5.63E-01
-6.43E-01
-6.43E-01
-6.43E-01
-6.43E-01
-6.43E-01
-6.43E-01
-5.63E-01
-6.43E-01
-7.24E-01
-6.43E-01
-6.43E-01
-6.43E-01
-6.43E-01
-6.43E-01
-6.43E-01
-7.24E-01
-6.43E-01
-6.43E-01
-7.24E-01
-6.43E-01
-6.43E-01
-6.43E-01
-5.63E-01
-7.24E-01
-7.24E-01
-6.43E-01
-6.43E-01
-6.43E-01
-6.43E-01
-6.43E-01
-6.43E-01
-6.43E-01
-6.43E-01
-7.24E-01
-6.43E-01
-7.24E-01
-7.24E-01
-7.24E-01
-5.63E-01
-7.24E-01
-7.24E-01
-6.43E-01
-7.24E-01
-6.43E-01
-6.43E-01
-6.43E-01
-6.43E-01
-6.43E-01
-7.24E-01
-6.43E-01
-6.43E-01
-7.24E-01
-6.43E-01
-5.63E-01
-6.43E-01
-6.43E-01
-6.43E-01
-7.24E-01
-7.24E-01
-7.24E-01
-6.43E-01
-7.24E-01
-6.43E-01
-6.43E-01
-6.43E-01
-6.43E-01
-7.24E-01
-6.43E-01
-7.24E-01
-6.43E-01
-7.24E-01
-6.43E-01
-7.24E-01
-7.24E-01
-6.43E-01
-7.24E-01
-7.24E-01
-6.43E-01
-7.24E-01
-6.43E-01
-7.24E-01
-6.43E-01
-7.24E-01
-6.43E-01
-6.43E-01
-7.24E-01
-7.24E-01
-7.24E-01
-6.43E-01
-7.24E-01
-6.43E-01
-6.43E-01
-6.43E-01
-7.24E-01
-7.24E-01
-7.24E-01
-6.43E-01
-7.24E-01
-6.43E-01
-7.24E-01
-6.43E-01
-7.24E-01
-6.43E-01
-7.24E-01
-6.43E-01
-6.43E-01
-7.24E-01
-7.24E-01
-6.43E-01
-7.24E-01
-6.43E-01
-7.24E-01
-7.24E-01
-6.43E-01
-7.24E-01
-7.24E-01
-7.24E-01
-6.43E-01
-7.24E-01
-6.43E-01
-7.24E-01
-7.24E-01
-6.43E-01
-7.24E-01
-6.43E-01
-6.43E-01
-7.24E-01
-7.24E-01
-7.24E-01
-6.43E-01
-7.24E-01
-6.43E-01
-7.24E-01
-7.24E-01
-7.24E-01
-7.24E-01
-7.24E-01
-7.24E-01
-6.43E-01
-6.43E-01
-6.43E-01
-7.24E-01
-6.43E-01
-6.43E-01
-7.24E-01
-6.43E-01
-7.24E-01
-7.24E-01
-7.24E-01
-6.43E-01
-7.24E-01
-6.43E-01
-6.43E-01
-7.24E-01
-7.24E-01
-6.43E-01
-7.24E-01
-7.24E-01
-7.24E-01
-7.24E-01
-6.43E-01
-6.43E-01
-7.24E-01
-6.43E-01
-7.24E-01
-6.43E-01
-7.24E-01
-7.24E-01
-7.24E-01
-6.43E-01
-7.24E-01
-7.24E-01
-7.24E-01
-6.43E-01
-7.24E-01
-7.24E-01
-7.24E-01
-7.24E-01
-6.43E-01
-7.24E-01
-7.24E-01
-8.04E-01
-6.43E-01
-7.24E-01
-6.43E-01
-7.24E-01
-6.43E-01
-7.24E-01
-7.24E-01
-7.24E-01
-6.43E-01
-6.43E-01
-7.24E-01
-7.24E-01
-7.24E-01
-6.43E-01
-7.24E-01
-7.24E-01
-6.43E-01
-6.43E-01
-7.24E-01
-7.24E-01
-7.24E-01
-7.24E-01
-7.24E-01
-7.24E-01
-6.43E-01
-6.43E-01
-6.43E-01
-7.24E-01
-6.43E-01
-6.43E-01
-7.24E-01
-6.43E-01
-6.43E-01
-7.24E-01
-6.43E-01
-6.43E-01
-7.24E-01
-7.24E-01
-7.24E-01
-7.24E-01
-7.24E-01
-6.43E-01
-7.24E-01
-6.43E-01
-7.24E-01
-7.24E-01
-7.24E-01
-7.24E-01
-6.43E-01
-6.43E-01
-6.43E-01
-7.24E-01
-7.24E-01
-6.43E-01
-6.43E-01
-7.24E-01
-7.24E-01
-6.43E-01
-6.43E-01
-7.24E-01
-7.24E-01
-6.43E-01
-7.24E-01
-7.24E-01
-6.43E-01
-6.43E-01
-7.24E-01
-6.43E-01
-7.24E-01
-6.43E-01
-7.24E-01
-6.43E-01
-6.43E-01
-7.24E-01
-6.43E-01
-7.24E-01
-6.43E-01
-6.43E-01
-7.24E-01
-6.43E-01
-7.24E-01
-6.43E-01
-6.43E-01
-7.24E-01
-6.43E-01
-7.24E-01
-7.24E-01
-6.43E-01
-6.43E-01
-7.24E-01
-7.24E-01
-6.43E-01
-7.24E-01
-6.43E-01
-7.24E-01
-6.43E-01
-7.24E-01
-6.43E-01
-6.43E-01
-7.24E-01
-7.24E-01
-6.43E-01
-6.43E-01
-6.43E-01
-6.43E-01
-6.43E-01
-7.24E-01
-6.43E-01
-7.24E-01
-6.43E-01
-6.43E-01
-6.43E-01
-6.43E-01
-7.24E-01
-7.24E-01
-6.43E-01
-6.43E-01
-6.43E-01
-6.43E-01
-7.24E-01
-6.43E-01
-5.63E-01
-6.43E-01
-6.43E-01
-6.43E-01
-6.43E-01
-6.43E-01
-7.24E-01
-6.43E-01
-6.43E-01
-6.43E-01
-5.63E-01
-6.43E-01
-6.43E-01
-7.24E-01
-6.43E-01
-6.43E-01
-7.24E-01
-6.43E-01
-6.43E-01
-7.24E-01
-6.43E-01
-6.43E-01
-6.43E-01
-6.43E-01
-7.24E-01
-5.63E-01
-6.43E-01
-6.43E-01
-7.24E-01
-7.24E-01
-6.43E-01
-6.43E-01
-5.63E-01
-6.43E-01
-6.43E-01
-5.63E-01
-6.43E-01
-6.43E-01
-6.43E-01
-7.24E-01
-6.43E-01
-5.63E-01
-6.43E-01
-6.43E-01
-6.43E-01
-5.63E-01
-4.82E-01
-6.43E-01
-6.43E-01
-6.43E-01
-5.63E-01
-6.43E-01
-6.43E-01
-6.43E-01
-5.63E-01
-5.63E-01
-6.43E-01
-5.63E-01
-6.43E-01
-5.63E-01
-6.43E-01
-6.43E-01
-6.43E-01
-6.43E-01
-6.43E-01
-6.43E-01
-6.43E-01
-5.63E-01
-4.82E-01
-5.63E-01
-5.63E-01
-4.82E-01
-6.43E-01
-5.63E-01
-5.63E-01
-5.63E-01
-5.63E-01
-4.82E-01
-4.82E-01
-4.82E-01
-4.82E-01
-5.63E-01
-4.82E-01
-4.82E-01
-5.63E-01
-4.82E-01
-4.82E-01
-4.82E-01
-4.82E-01
-4.02E-01
-4.82E-01
-4.82E-01
-4.02E-01
-4.02E-01
-4.02E-01
-4.02E-01
-3.22E-01
-4.02E-01
-3.22E-01
-2.41E-01
-1.61E-01
-3.22E-01
-2.41E-01
-2.41E-01
-2.41E-01
-2.41E-01
-1.61E-01
-1.61E-01
-8.04E-02
-8.04E-02
-8.04E-02
0.00E+00
0.00E+00
0.00E+00
0.00E+00];

%scatter(x,y,'filled')
%hold on
%scatter(x,y,'filled')
plot(t,x)
hold on
plot(t,y)
grid on
xlabel('Voltaje (V)') 
ylabel('Corriente (A)')

%xticks([0 0.45 0.5 0.55 0.6 0.65 0.7 0.75 0.8 1])
%xticklabels({'0','0.45','0.5','0.55','0.6','0.65','0.7','0.75','0.8','1'})
%yticks([0  0.0015 0.006 0.019 0.038 0.06])
